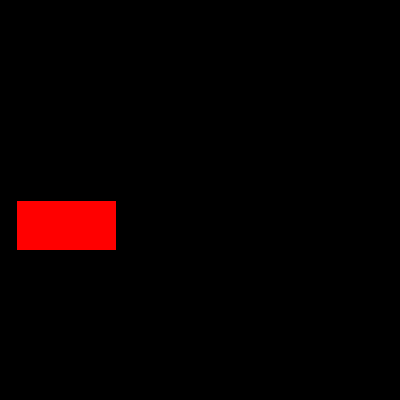
Frame 1 (no input)
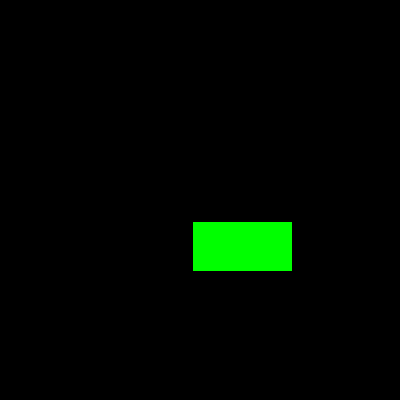
Frame 60 (the mouse pressed at the canvas centre just before this capture)
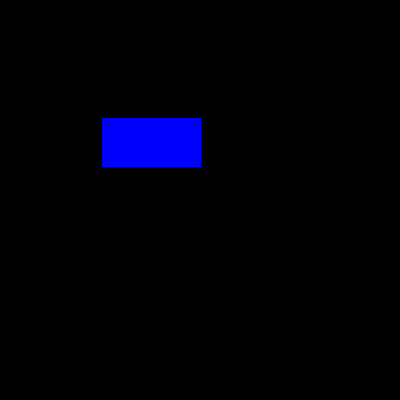
Frame 120 (the mouse held since frame 60 and released just before this capture)

The Processing sketch that drew these frames (run headless with seeded random() and noise(); from frame 60 on, the mouse is pressed at the canvas centre):

// Processing sketch: Cliquey_Clicker_Gamma_0_0_0__ICUD_
// ── Cliquey_Clicker_Gamma_0_0_0__ICUD_.pde
boolean start = false;
boolean[] smallupgrades = {false,false,false,false,false,false,false,false,false,false,false,false};
int[] micecoords = {500,500,500,500,500,500,500,500,500,500,500,500,500,500,500,500,500,500,500,500,500,500,500,500,500,500,500,500,500,500,500,500,500,500,500,500,500,500,500,500,500,500,500,500,500,500,500,500,500,500,500,500,500,500,500,500,500,500,500,500,500,500,500,500,500,500,500,500,500,500};
boolean done = false;
boolean achievements = false;
int scrolly = 0;
int achScroll = 0;
long winprice = 500000000;
boolean x = true;
boolean[] AchList = {false,false,false,false,false,false,false,false,false,false,false,false,false,false,false,false,false,false,false,false,false,false,false,false,false,false,false,false,false,false,false,false,false,false,false,false,false,false,false,false,false,false,false,false,false,false,false,false,false,false,false,false,false,false,false,false,false,false,false,false,false,false,false,false,false,false,false,false,false,false,false,false,false,false,false,false,false,false,false,false,false,false,false,false,false,false,false,false,false,false,false,false,false,false,false,false,false,false,false,false,false,false,false,false,false,false,false,false,false,false,false,false,false,false,false,false,false,false,false,false,false,false,false,false,false,false,false,false,false,false,false,false,false,false,false,false,false,false,false,false,false,false,false,false,false,false,false,false,false,false,false,false,false,false,false,false,false,false,false,false,false,false,false,false,false,false,false,false,false,false,false,false,false,false,false,false,false,false,false,false,false,false,false,false,false,false,false,false,false,false,false,false,false,false,false,false,false,false,false,false,false,false,false,false,false,false,false,false,false,false,false,false,false,false,false,false,false,false,false,false,false,false,false,false,false,false,false,false,false,false,false,false,false,false,false,false,false,false,false,false,false,false,false,false,false,false,false,false,false,false,false,false,false,false,false,false,false,false,false,false,false,false,false,false,false,false,false,false,false,false,false,false,false,false,false,false,false,false,false,false,false,false,false,false,false,false,false,false,false,false,false,false,false,false,false,false,false,false,false,false,false,false,false,false,false,false,false,false,false,false,false,false,false,false,false,false,false,false,false,false,false,false,false,false,false,false,false,false,false,false};
int[] Just_Recieved = {0,0};
String JRText = "";
long clix = 0;
long mice = 0;
int thing = 0;
long miceprice = 50;
long buttonprice = 300;
int buttons = 0;
long clickerprice = 1000;
int games = 0;
long machprice = 20000;
int machs = 0;
int farms = 0;
int animationPoint = 1;
long farmprice = 100000;
long factprice = 3000000;
int facts = 0;
long cmanprice = 50000000;
int cmen = 0;
long planetprice = 200000000;
long whiteholeprice = 1000000000;
long clonerprice = 500000000;
int planets = 0;
int whiteholes = 0;
int cloners = 0;
long pointerCPC = 1;
double miceCPS = 1;
double buttonCPS = 1;
double clickerCPS = 1;
double machCPS = 1;
double farmCPS = 1;
double factCPS = 1;
double cmanCPS = 1;
double planetCPS = 1;
double whiteholeCPS = 1;
double clonerCPS = 1;
long pointerUGprice = 50;
long miceUGprice = 500;
long buttonUGprice = 3000;
long clickerUGprice = 10000;
long machUGprice = 200000;
long farmUGprice = 1000000;
long factUGprice = 30000000;
long cmanUGprice = 500000000;
long planetUGprice = 2000000000;
long clonerUGprice = 500000000;
long whiteholeUGprice = 1000000000;
String CPS = "";
double CP;
long pointerUGLevel = 1;
int miceUGLevel = 1;
int buttonUGLevel = 1;
int clickerUGLevel = 1;
int machUGLevel = 1;
int farmUGLevel = 1;
int factUGLevel = 1;
int cmanUGLevel = 1;
int planetUGLevel = 1;
int whiteholeUGLevel = 1;
int clonerUGLevel = 1;
long gclix = 0;
int p = 0;
boolean won = false;
boolean mini = false;
boolean gold = false;
int style = 1;
int z = 0;
int w = 0;
int logten(double apple){
  w = 0;
  while(apple>10){
    apple/=10;
    w+=1;
  }
  return(w);
}
int numberofachcheck(){
  z = 0;
  for(int i=0;i<AchList.length; i++){
    if(AchList[i] == true){
      z+=1;
    }
  }
  return z;
}
void achcheck(){
  if(clix >= 1 && AchList[0] == false){
    JRText = "You Got 1 Clix!";
    Just_Recieved[0] = 1;
    Just_Recieved[1] = 1;
    AchList[0] = true;
  }
  else if(clix >= 10 && AchList[1] == false){
    JRText = "You Got 10 Clix!";
    Just_Recieved[0] = 1;
    Just_Recieved[1] = 2;
    AchList[1] = true;
  }
  else if(clix >= 100 && AchList[2] == false){
    JRText = "You Got 100 Clix!";
    Just_Recieved[0] = 1;
    Just_Recieved[1] = 3;
    AchList[2] = true;
  }
  else if(clix >= 1000 && AchList[3] == false){
    JRText = "You Got 1000 Clix!";
    Just_Recieved[0] = 1;
    Just_Recieved[1] = 4;
    AchList[3] = true;
  }
  else if(clix >= 10000 && AchList[4] == false){
    JRText = "You Got 10000 Clix!";
    Just_Recieved[0] = 1;
    Just_Recieved[1] = 5;
    AchList[4] = true;
  }
  else if(clix >= 100000 && AchList[5] == false){
    JRText = "You Got 100000 Clix!";
    Just_Recieved[0] = 1;
    Just_Recieved[1] = 6;
    AchList[5] = true;
  }
  else if(clix >= 500000 && AchList[6] == false){
    JRText = "You Got 500000 Clix!";
    Just_Recieved[0] = 1;
    Just_Recieved[1] = 7;
    AchList[6] = true;
  }
  else if(clix >= 1000000 && AchList[7] == false){
    JRText = "You Got 1000000 Clix!";
    Just_Recieved[0] = 1;
    Just_Recieved[1] = 8;
    AchList[7] = true;
  }
  else if(clix >= 5000000 && AchList[8] == false){
    JRText = "You Got 5000000 Clix!";
    Just_Recieved[0] = 1;
    Just_Recieved[1] = 9;
    AchList[8] = true;
  }
  else if(clix >= 10000000 && AchList[9] == false){
    JRText = "You Got 10000000 Clix!";
    Just_Recieved[0] = 1;
    Just_Recieved[1] = 10;
    AchList[9] = true;
  }
  else if(clix >= 50000000 && AchList[10] == false){
    JRText = "You Got 50000000 Clix!";
    Just_Recieved[0] = 1;
    Just_Recieved[1] = 11;
    AchList[10] = true;
  }
  else if(clix >= 100000000 && AchList[11] == false){
    JRText = "You Got 100000000 Clix!";
    Just_Recieved[0] = 1;
    Just_Recieved[1] = 12;
    AchList[11] = true;
  }
  else if(clix >= 500000000 && AchList[12] == false){
    JRText = "You Got 500000000 Clix!";
    Just_Recieved[0] = 1;
    Just_Recieved[1] = 13;
    AchList[12] = true;
  }
  else if(clix >= 1000000000 && AchList[13] == false){
    JRText = "You Got 1000000000 Clix!";
    Just_Recieved[0] = 1;
    Just_Recieved[1] = 14;
    AchList[13] = true;
  }
  else if(clix >= winprice/100 && AchList[14] == false){
    JRText = "You Got 5000000000 Clix!";
    Just_Recieved[0] = 1;
    Just_Recieved[1] = 15;
    AchList[14] = true;
  }
  else if(clix >= winprice/50 && AchList[15] == false){
    JRText = "You Got 10000000000 Clix!";
    Just_Recieved[0] = 1;
    Just_Recieved[1] = 16;
    AchList[15] = true;
  }
  else if(clix >= winprice/10 && AchList[16] == false){
    JRText = "You Got 50000000000 Clix!";
    Just_Recieved[0] = 1;
    Just_Recieved[1] = 17;
    AchList[16] = true;
  }
  else if(clix >= winprice/5 && AchList[17] == false){
    JRText = "You Got 100000000000 Clix!";
    Just_Recieved[0] = 1;
    Just_Recieved[1] = 18;
    AchList[17] = true;
  }
  else if(clix>=winprice && AchList[18] == false){
    JRText = "You Got 500000000000 Clix!";
    Just_Recieved[0] = 1;
    Just_Recieved[1] = 19;
    AchList[18] = true;
  }
  else if(pointerUGLevel >= 2 && AchList[19] == false){
    JRText = "You upgraded you cliquer to level 2!";
    Just_Recieved[0] = 1;
    Just_Recieved[1] = 20;
    AchList[19] = true;
  }
  else if(pointerUGLevel >= 5 && AchList[20] == false){
    JRText = "You upgraded you cliquer to level 5!";
    Just_Recieved[0] = 1;
    Just_Recieved[1] = 21;
    AchList[20] = true;
  }
  else if(pointerUGLevel >= 10 && AchList[21] == false){
    JRText = "You upgraded you cliquer to level 10!";
    Just_Recieved[0] = 1;
    Just_Recieved[1] = 22;
    AchList[21] = true;
  }
  else if(pointerUGLevel >= 20 && AchList[22] == false){
    JRText = "You upgraded you cliquer to level 20!";
    Just_Recieved[0] = 1;
    Just_Recieved[1] = 23;
    AchList[22] = true;
  }
  else if(pointerUGLevel >= 50 && AchList[23] == false){
    JRText = "You Got 100000 Clix!";
    Just_Recieved[0] = 1;
    Just_Recieved[1] = 24;
    AchList[23] = true;
  }
  else if(pointerUGLevel >= 100 && AchList[24] == false){
    JRText = "You Got 500000 Clix!";
    Just_Recieved[0] = 1;
    Just_Recieved[1] = 25;
    AchList[24] = true;
  }
  else if(mice >= 1 && AchList[25] == false){
    JRText = "You Got 1 Mouse!";
    Just_Recieved[0] = 1;
    Just_Recieved[1] = 26;
    AchList[25] = true;
  }
  else if(mice >= 2 && AchList[26] == false){
    JRText = "You Got 2 Mice!";
    Just_Recieved[0] = 1;
    Just_Recieved[1] = 27;
    AchList[26] = true;
  }
  else if(mice >= 3 && AchList[27] == false){
    JRText = "You Got 3 Mice!";
    Just_Recieved[0] = 1;
    Just_Recieved[1] = 28;
    AchList[27] = true;
  }
  else if(mice >= 5 && AchList[28] == false){
    JRText = "You Got 5 Mice!";
    Just_Recieved[0] = 1;
    Just_Recieved[1] = 29;
    AchList[28] = true;
  }
  else if(mice >= 10 && AchList[29] == false){
    JRText = "You Got 10 Mice!";
    Just_Recieved[0] = 1;
    Just_Recieved[1] = 30;
    AchList[29] = true;
  }
  else if(mice >= 20 && AchList[30] == false){
    JRText = "You Got 20 Mice!";
    Just_Recieved[0] = 1;
    Just_Recieved[1] = 31;
    AchList[30] = true;
  }
  else if(mice >= 50 && AchList[31] == false){
    JRText = "You Got 50 Mice!";
    Just_Recieved[0] = 1;
    Just_Recieved[1] = 32;
    AchList[31] = true;
  }
  else if(mice >= 100 && AchList[32] == false){
    JRText = "You Got 100 Mice!";
    Just_Recieved[0] = 1;
    Just_Recieved[1] = 31;
    AchList[32] = true;
  }
  else if(mice >= 200 && AchList[33] == false){
    JRText = "You Got 200 Mice!";
    Just_Recieved[0] = 1;
    Just_Recieved[1] = 32;
    AchList[33] = true;
  }
  else if(mice >= 500 && AchList[34] == false){
    JRText = "You Got 500 Mice!";
    Just_Recieved[0] = 1;
    Just_Recieved[1] = 33;
    AchList[34] = true;
  }
  else if(mice >= 1000 && AchList[35] == false){
    JRText = "You Got 1000 Mice!";
    Just_Recieved[0] = 1;
    Just_Recieved[1] = 34;
    AchList[35] = true;
  }
  else if(miceUGLevel >= 2 && AchList[36] == false){
    JRText = "You Upgraded Mice To Level 2!";
    Just_Recieved[0] = 1;
    Just_Recieved[1] = 33;
    AchList[36] = true;
  }
  else if(miceUGLevel >= 3 && AchList[37] == false){
    JRText = "You Upgraded Mice To Level 3!";
    Just_Recieved[0] = 1;
    Just_Recieved[1] = 33;
    AchList[37] = true;
  }
  else if(miceUGLevel >= 5 && AchList[38] == false){
    JRText = "You Upgraded Mice To Level 5!";
    Just_Recieved[0] = 1;
    Just_Recieved[1] = 33;
    AchList[38] = true;
  }
  else if(miceUGLevel >= 8 && AchList[39] == false){
    JRText = "You Upgraded Mice To Level 8!";
    Just_Recieved[0] = 1;
    Just_Recieved[1] = 33;
    AchList[39] = true;
  }
  else if(miceUGLevel >= 10 && AchList[40] == false){
    JRText = "You Upgraded Mice To Level 10!";
    Just_Recieved[0] = 1;
    Just_Recieved[1] = 33;
    AchList[40] = true;
  }
  else if(miceUGLevel >= 20 && AchList[41] == false){
    JRText = "You Upgraded Mice To Level 20!";
    Just_Recieved[0] = 1;
    Just_Recieved[1] = 33;
    AchList[41] = true;
  }
  else if(miceUGLevel >= 50 && AchList[42] == false){
    JRText = "You Upgraded Mice To Level 50!";
    Just_Recieved[0] = 1;
    Just_Recieved[1] = 33;
    AchList[42] = true;
  }
  else if(miceUGLevel >= 100 && AchList[43] == false){
    JRText = "You Upgraded Mice To Level 100!";
    Just_Recieved[0] = 1;
    Just_Recieved[1] = 33;
    AchList[43] = true;
  }
  else if(miceUGLevel >= 200 && AchList[44] == false){
    JRText = "You Upgraded Mice To Level 200!";
    Just_Recieved[0] = 1;
    Just_Recieved[1] = 33;
    AchList[44] = true;
  }
  else if(buttons >= 1 && AchList[45] == false){
    JRText = "You Got 1 Button!";
    Just_Recieved[0] = 1;
    Just_Recieved[1] = 35;
    AchList[45] = true;
  }
  else if(buttons >= 2 && AchList[46] == false){
    JRText = "You Got 2 Buttons!";
    Just_Recieved[0] = 1;
    Just_Recieved[1] = 36;
    AchList[46] = true;
  }
  else if(buttons >= 3 && AchList[47] == false){
    JRText = "You Got 3 Buttons!";
    Just_Recieved[0] = 1;
    Just_Recieved[1] = 35;
    AchList[47] = true;
  }
  else if(buttons >= 5 && AchList[48] == false){
    JRText = "You Got 5 Buttons!";
    Just_Recieved[0] = 1;
    Just_Recieved[1] = 38;
    AchList[48] = true;
  }
  else if(buttons >= 10 && AchList[49] == false){
    JRText = "You Got 10 Buttons!";
    Just_Recieved[0] = 1;
    Just_Recieved[1] = 39;
    AchList[49] = true;
  }
  else if(buttons >= 30 && AchList[50] == false){
    JRText = "You Got 30 Buttons!";
    Just_Recieved[0] = 1;
    Just_Recieved[1] = 40;
    AchList[50] = true;
  }
  else if(buttons >= 50 && AchList[51] == false){
    JRText = "You Got 50 Buttons!";
    Just_Recieved[0] = 1;
    Just_Recieved[1] = 41;
    AchList[51] = true;
  }
  else if(buttons >= 100 && AchList[52] == false){
    JRText = "You Got 100 Buttons!";
    Just_Recieved[0] = 1;
    Just_Recieved[1] = 42;
    AchList[52] = true;
  }
  else if(buttons >= 150 && AchList[53] == false){
    JRText = "You Got 150 Buttons!";
    Just_Recieved[0] = 1;
    Just_Recieved[1] = 43;
    AchList[53] = true;
  }
  else if(buttons >= 200 && AchList[54] == false){
    JRText = "You Got 200 Buttons!";
    Just_Recieved[0] = 1;
    Just_Recieved[1] = 45;
    AchList[54] = true;
  }
  else if(buttons >= 250 && AchList[55] == false){
    JRText = "You Got 250 Buttons!";
    Just_Recieved[0] = 1;
    Just_Recieved[1] = 45;
    AchList[55] = true;
  }
  else if(buttons >= 500 && AchList[56] == false){
    JRText = "You Got 500 Buttons!";
    Just_Recieved[0] = 1;
    Just_Recieved[1] = 46;
    AchList[56] = true;
  }
  else if(buttonUGLevel >= 2 && AchList[57] == false){
    JRText = "You Upgraded Buttons To Level 2!";
    Just_Recieved[0] = 1;
    Just_Recieved[1] = 46;
    AchList[57] = true;
  }
  else if(buttonUGLevel >= 3 && AchList[58] == false){
    JRText = "You Upgraded Buttons To Level 3!";
    Just_Recieved[0] = 1;
    Just_Recieved[1] = 46;
    AchList[58] = true;
  }
  else if(buttonUGLevel >= 4 && AchList[59] == false){
    JRText = "You Upgraded Buttons To Level 4!";
    Just_Recieved[0] = 1;
    Just_Recieved[1] = 46;
    AchList[59] = true;
  }
  else if(buttonUGLevel >= 5 && AchList[60] == false){
    JRText = "You Upgraded Buttons To Level 5!";
    Just_Recieved[0] = 1;
    Just_Recieved[1] = 46;
    AchList[60] = true;
  }
  else if(buttonUGLevel >= 6 && AchList[61] == false){
    JRText = "You Upgraded Buttons To Level 6!";
    Just_Recieved[0] = 1;
    Just_Recieved[1] = 46;
    AchList[61] = true;
  }
  else if(buttonUGLevel >= 8 && AchList[62] == false){
    JRText = "You Upgraded Buttons To Level 8!";
    Just_Recieved[0] = 1;
    Just_Recieved[1] = 46;
    AchList[62] = true;
  }
  else if(buttonUGLevel >= 10 && AchList[63] == false){
    JRText = "You Upgraded Buttons To Level 10!";
    Just_Recieved[0] = 1;
    Just_Recieved[1] = 46;
    AchList[63] = true;
  }
  else if(buttonUGLevel >= 20 && AchList[64] == false){
    JRText = "You Upgraded Buttons To Level 20!";
    Just_Recieved[0] = 1;
    Just_Recieved[1] = 46;
    AchList[64] = true;
  }
  else if(buttonUGLevel >= 40 && AchList[65] == false){
    JRText = "You Upgraded Buttons To Level 40!";
    Just_Recieved[0] = 1;
    Just_Recieved[1] = 46;
    AchList[65] = true;
  }
  else if(buttonUGLevel >= 50 && AchList[66] == false){
    JRText = "You Upgraded Buttons To Level 50!";
    Just_Recieved[0] = 1;
    Just_Recieved[1] = 46;
    AchList[66] = true;
  }
  else if(buttonUGLevel >= 75 && AchList[67] == false){
    JRText = "You Upgraded Buttons To Level 75!";
    Just_Recieved[0] = 1;
    Just_Recieved[1] = 46;
    AchList[67] = true;
  }
  else if(buttonUGLevel >= 100 && AchList[68] == false){
    JRText = "You Upgraded Buttons To Level 100!";
    Just_Recieved[0] = 1;
    Just_Recieved[1] = 46;
    AchList[68] = true;
  }
  else if(buttonUGLevel >= 125 && AchList[69] == false){
    JRText = "You Upgraded Buttons To Level 125!";
    Just_Recieved[0] = 1;
    Just_Recieved[1] = 46;
    AchList[69] = true;
  }
  else if(buttonUGLevel >= 150 && AchList[70] == false){
    JRText = "You Upgraded Buttons To Level 150!";
    Just_Recieved[0] = 1;
    Just_Recieved[1] = 46;
    AchList[70] = true;
  }
  else if(buttonUGLevel >= 175 && AchList[71] == false){
    JRText = "You Upgraded Buttons To Level 175!";
    Just_Recieved[0] = 1;
    Just_Recieved[1] = 46;
    AchList[71] = true;
  }
  else if(buttonUGLevel >= 200 && AchList[72] == false){
    JRText = "You Upgraded Buttons To Level 200!";
    Just_Recieved[0] = 1;
    Just_Recieved[1] = 46;
    AchList[72] = true;
  }
  else if(games >= 1 && AchList[73] == false){
    JRText = "You Have 1 Clicker Game!";
    Just_Recieved[0] = 1;
    Just_Recieved[1] = 46;
    AchList[73] = true;
  }
  else if(games >= 2 && AchList[74] == false){
    JRText = "You Have 2 Clicker Games!";
    Just_Recieved[0] = 1;
    Just_Recieved[1] = 46;
    AchList[74] = true;
  }
  else if(games >= 3 && AchList[75] == false){
    JRText = "You Have 3 Clicker Games!";
    Just_Recieved[0] = 1;
    Just_Recieved[1] = 46;
    AchList[75] = true;
  }
  else if(games >= 4 && AchList[76] == false){
    JRText = "You Have 4 Clicker Games!";
    Just_Recieved[0] = 1;
    Just_Recieved[1] = 46;
    AchList[76] = true;
  }
  else if(games >= 5 && AchList[77] == false){
    JRText = "You Have 5 Clicker Games!";
    Just_Recieved[0] = 1;
    Just_Recieved[1] = 46;
    AchList[77] = true;
  }
  else if(games >= 8 && AchList[78] == false){
    JRText = "You Have 8 Clicker Games!";
    Just_Recieved[0] = 1;
    Just_Recieved[1] = 46;
    AchList[78] = true;
  }
  else if(games >= 10 && AchList[79] == false){
    JRText = "You Have 10 Clicker Games!";
    Just_Recieved[0] = 1;
    Just_Recieved[1] = 46;
    AchList[79] = true;
  }
  else if(games >= 15 && AchList[80] == false){
    JRText = "You Have 15 Clicker Games!";
    Just_Recieved[0] = 1;
    Just_Recieved[1] = 46;
    AchList[80] = true;
  }
  else if(games >= 22 && AchList[81] == false){
    JRText = "You Have 22 Clicker Games!";
    Just_Recieved[0] = 1;
    Just_Recieved[1] = 46;
    AchList[81] = true;
  }
  else if(games >= 30 && AchList[82] == false){
    JRText = "You Have 30 Clicker Games!";
    Just_Recieved[0] = 1;
    Just_Recieved[1] = 46;
    AchList[82] = true;
  }
  else if(games >= 40 && AchList[83] == false){
    JRText = "You Have 40 Clicker Games!";
    Just_Recieved[0] = 1;
    Just_Recieved[1] = 46;
    AchList[83] = true;
  }
  else if(games >= 50 && AchList[84] == false){
    JRText = "You Have 50 Clicker Games!";
    Just_Recieved[0] = 1;
    Just_Recieved[1] = 46;
    AchList[84] = true;
  }
  else if(games >= 60 && AchList[85] == false){
    JRText = "You Have 60 Clicker Games!";
    Just_Recieved[0] = 1;
    Just_Recieved[1] = 46;
    AchList[85] = true;
  }
  else if(games >= 80 && AchList[86] == false){
    JRText = "You Have 80 Clicker Games!";
    Just_Recieved[0] = 1;
    Just_Recieved[1] = 46;
    AchList[86] = true;
  }
  else if(games >= 100 && AchList[87] == false){
    JRText = "You Have 100 Clicker Games!";
    Just_Recieved[0] = 1;
    Just_Recieved[1] = 46;
    AchList[87] = true;
  }
  else if(games >= 125 && AchList[88] == false){
    JRText = "You Have 125 Clicker Games!";
    Just_Recieved[0] = 1;
    Just_Recieved[1] = 46;
    AchList[88] = true;
  }
  else if(games >= 150 && AchList[89] == false){
    JRText = "You Have 150 Clicker Games!";
    Just_Recieved[0] = 1;
    Just_Recieved[1] = 46;
    AchList[89] = true;
  }
  else if(games >= 175 && AchList[90] == false){
    JRText = "You Have 175 Clicker Games!";
    Just_Recieved[0] = 1;
    Just_Recieved[1] = 46;
    AchList[90] = true;
  }
  else if(games >= 200 && AchList[91] == false){
    JRText = "You Have 200 Clicker Games!";
    Just_Recieved[0] = 1;
    Just_Recieved[1] = 46;
    AchList[91] = true;
  }
  else if(clickerUGLevel >= 2 && AchList[92] == false){
    JRText = "You Upgraded Clicker Games To Level 2!";
    Just_Recieved[0] = 1;
    Just_Recieved[1] = 46;
    AchList[92] = true;
  }
  else if(clickerUGLevel >= 3 && AchList[93] == false){
    JRText = "You Upgraded Clicker Games To Level 3!";
    Just_Recieved[0] = 1;
    Just_Recieved[1] = 46;
    AchList[93] = true;
  }
  else if(clickerUGLevel >= 4 && AchList[94] == false){
    JRText = "You Upgraded Clicker Games To Level 4!";
    Just_Recieved[0] = 1;
    Just_Recieved[1] = 46;
    AchList[94] = true;
  }
  else if(clickerUGLevel >= 5 && AchList[95] == false){
    JRText = "You Upgraded Clicker Games To Level 5!";
    Just_Recieved[0] = 1;
    Just_Recieved[1] = 46;
    AchList[95] = true;
  }
  else if(clickerUGLevel >= 8 && AchList[96] == false){
    JRText = "You Upgraded Clicker Games To Level 8!";
    Just_Recieved[0] = 1;
    Just_Recieved[1] = 46;
    AchList[96] = true;
  }
  else if(clickerUGLevel >= 10 && AchList[97] == false){
    JRText = "You Upgraded Clicker Games To Level 10!";
    Just_Recieved[0] = 1;
    Just_Recieved[1] = 46;
    AchList[97] = true;
  }
  else if(clickerUGLevel >= 15 && AchList[98] == false){
    JRText = "You Upgraded Clicker Games To Level 15!";
    Just_Recieved[0] = 1;
    Just_Recieved[1] = 46;
    AchList[98] = true;
  }
  else if(clickerUGLevel >= 20 && AchList[99] == false){
    JRText = "You Upgraded Clicker Games To Level 20!";
    Just_Recieved[0] = 1;
    Just_Recieved[1] = 46;
    AchList[99] = true;
  }
  else if(clickerUGLevel >= 30 && AchList[100] == false){
    JRText = "You Upgraded Clicker Games To Level 30!";
    Just_Recieved[0] = 1;
    Just_Recieved[1] = 46;
    AchList[100] = true;
  }
  else if(clickerUGLevel >= 50 && AchList[101] == false){
    JRText = "You Upgraded Clicker Games To Level 50!";
    Just_Recieved[0] = 1;
    Just_Recieved[1] = 46;
    AchList[101] = true;
  }
  else if(clickerUGLevel >= 60 && AchList[102] == false){
    JRText = "You Upgraded Clicker Games To Level 60!";
    Just_Recieved[0] = 1;
    Just_Recieved[1] = 46;
    AchList[102] = true;
  }
  else if(clickerUGLevel >= 85 && AchList[103] == false){
    JRText = "You Upgraded Clicker Games To Level 85!";
    Just_Recieved[0] = 1;
    Just_Recieved[1] = 46;
    AchList[103] = true;
  }
  else if(clickerUGLevel >= 110 && AchList[104] == false){
    JRText = "You Upgraded Clicker Games To Level 110!";
    Just_Recieved[0] = 1;
    Just_Recieved[1] = 46;
    AchList[104] = true;
  }
  else if(machs >= 1 && AchList[105] == false){
    JRText = "You Have 1 Machine!";
    Just_Recieved[0] = 1;
    Just_Recieved[1] = 46;
    AchList[105] = true;
  }
  else if(machs >= 2 && AchList[106] == false){
    JRText = "You Have 2 Machines!";
    Just_Recieved[0] = 1;
    Just_Recieved[1] = 46;
    AchList[106] = true;
  }
  else if(machs >= 3 && AchList[107] == false){
    JRText = "You Have 3 Machines!";
    Just_Recieved[0] = 1;
    Just_Recieved[1] = 46;
    AchList[107] = true;
  }
  else if(machs >= 4 && AchList[108] == false){
    JRText = "You Have 4 Machines!";
    Just_Recieved[0] = 1;
    Just_Recieved[1] = 46;
    AchList[108] = true;
  }
  else if(machs >= 5 && AchList[109] == false){
    JRText = "You Have 5 Machines!";
    Just_Recieved[0] = 1;
    Just_Recieved[1] = 46;
    AchList[109] = true;
  }
  else if(machs >= 6 && AchList[110] == false){
    JRText = "You Have 6 Machines!";
    Just_Recieved[0] = 1;
    Just_Recieved[1] = 46;
    AchList[110] = true;
  }
  else if(machs >= 7 && AchList[111] == false){
    JRText = "You Have 7 Machines!";
    Just_Recieved[0] = 1;
    Just_Recieved[1] = 46;
    AchList[111] = true;
  }
  else if(machs >= 8 && AchList[112] == false){
    JRText = "You Have 8 Machines!";
    Just_Recieved[0] = 1;
    Just_Recieved[1] = 46;
    AchList[112] = true;
  }
  else if(machs >= 10 && AchList[113] == false){
    JRText = "You Have 10 Machines!";
    Just_Recieved[0] = 1;
    Just_Recieved[1] = 46;
    AchList[113] = true;
  }
  else if(machs >= 15 && AchList[114] == false){
    JRText = "You Have 15 Machines!";
    Just_Recieved[0] = 1;
    Just_Recieved[1] = 46;
    AchList[114] = true;
  }
  else if(machs >= 25 && AchList[115] == false){
    JRText = "You Have 25 Machines!";
    Just_Recieved[0] = 1;
    Just_Recieved[1] = 46;
    AchList[115] = true;
  }
  else if(machs >= 50 && AchList[116] == false){
    JRText = "You Have 50 Machines!";
    Just_Recieved[0] = 1;
    Just_Recieved[1] = 46;
    AchList[116] = true;
  }
  else if(machs >= 80 && AchList[117] == false){
    JRText = "You Have 80 Machines!";
    Just_Recieved[0] = 1;
    Just_Recieved[1] = 46;
    AchList[117] = true;
  }
  else if(machs >= 120 && AchList[118] == false){
    JRText = "You Have 120 Machines!";
    Just_Recieved[0] = 1;
    Just_Recieved[1] = 46;
    AchList[118] = true;
  }
  else if(machs >= 170 && AchList[118] == false){
    JRText = "You Have 170 Machines!";
    Just_Recieved[0] = 1;
    Just_Recieved[1] = 46;
    AchList[118] = true;
  }
  else if(machs >= 240 && AchList[119] == false){
    JRText = "You Have 240 Machines!";
    Just_Recieved[0] = 1;
    Just_Recieved[1] = 46;
    AchList[119] = true;
  }
  else if(machs >= 300 && AchList[120] == false){
    JRText = "You Have 300 Machines!";
    Just_Recieved[0] = 1;
    Just_Recieved[1] = 46;
    AchList[120] = true;
  }
  else if(machUGLevel >= 2 && AchList[121] == false){
    JRText = "You Upgraded Machines To Level 2!";
    Just_Recieved[0] = 1;
    Just_Recieved[1] = 46;
    AchList[121] = true;
  }
  else if(machUGLevel >= 3 && AchList[122] == false){
    JRText = "You Upgraded Machines To Level 3!";
    Just_Recieved[0] = 1;
    Just_Recieved[1] = 46;
    AchList[122] = true;
  }
  else if(machUGLevel >= 4 && AchList[123] == false){
    JRText = "You Upgraded Machines To Level 4!";
    Just_Recieved[0] = 1;
    Just_Recieved[1] = 46;
    AchList[123] = true;
  }
  else if(machUGLevel >= 5 && AchList[124] == false){
    JRText = "You Upgraded Machines To Level 5!";
    Just_Recieved[0] = 1;
    Just_Recieved[1] = 46;
    AchList[124] = true;
  }
  else if(machUGLevel >= 6 && AchList[125] == false){
    JRText = "You Upgraded Machines To Level 6!";
    Just_Recieved[0] = 1;
    Just_Recieved[1] = 46;
    AchList[125] = true;
  }
  else if(machUGLevel >= 7 && AchList[126] == false){
    JRText = "You Upgraded Machines To Level 7!";
    Just_Recieved[0] = 1;
    Just_Recieved[1] = 46;
    AchList[126] = true;
  }
  else if(machUGLevel >= 8 && AchList[127] == false){
    JRText = "You Upgraded Machines To Level 8!";
    Just_Recieved[0] = 1;
    Just_Recieved[1] = 46;
    AchList[127] = true;
  }
  else if(machUGLevel >= 10 && AchList[128] == false){
    JRText = "You Upgraded Machines To Level 10!";
    Just_Recieved[0] = 1;
    Just_Recieved[1] = 46;
    AchList[128] = true;
  }
  else if(machUGLevel >= 15 && AchList[129] == false){
    JRText = "You Upgraded Machines To Level 15!";
    Just_Recieved[0] = 1;
    Just_Recieved[1] = 46;
    AchList[129] = true;
  }
  else if(machUGLevel >= 20 && AchList[130] == false){
    JRText = "You Upgraded Machines To Level 20!";
    Just_Recieved[0] = 1;
    Just_Recieved[1] = 46;
    AchList[130] = true;
  }
  else if(machUGLevel >= 30 && AchList[131] == false){
    JRText = "You Upgraded Machines To Level 30!";
    Just_Recieved[0] = 1;
    Just_Recieved[1] = 46;
    AchList[131] = true;
  }
  else if(machUGLevel >= 40 && AchList[132] == false){
    JRText = "You Upgraded Machines To Level 40!";
    Just_Recieved[0] = 1;
    Just_Recieved[1] = 46;
    AchList[132] = true;
  }
  else if(machUGLevel >= 50 && AchList[133] == false){
    JRText = "You Upgraded Machines To Level 50!";
    Just_Recieved[0] = 1;
    Just_Recieved[1] = 46;
    AchList[133] = true;
  }
  else if(machUGLevel >= 75 && AchList[134] == false){
    JRText = "You Upgraded Machines To Level 75!";
    Just_Recieved[0] = 1;
    Just_Recieved[1] = 46;
    AchList[134] = true;
  }
  else if(farms >= 1 && AchList[135] == false){
    JRText = "You Got 1 Farm!";
    Just_Recieved[0] = 1;
    Just_Recieved[1] = 46;
    AchList[135] = true;
  }
  else if(farms >= 2 && AchList[136] == false){
    JRText = "You Got 2 Farms!";
    Just_Recieved[0] = 1;
    Just_Recieved[1] = 46;
    AchList[136] = true;
  }
  else if(farms >= 3 && AchList[137] == false){
    JRText = "You Got 3 Farms!";
    Just_Recieved[0] = 1;
    Just_Recieved[1] = 46;
    AchList[137] = true;
  }
  else if(farms >= 4 && AchList[138] == false){
    JRText = "You Got 4 Farms!";
    Just_Recieved[0] = 1;
    Just_Recieved[1] = 46;
    AchList[138] = true;
  }
  else if(farms >= 5 && AchList[139] == false){
    JRText = "You Got 5 Farms!";
    Just_Recieved[0] = 1;
    Just_Recieved[1] = 46;
    AchList[139] = true;
  }
  else if(farms >= 6 && AchList[140] == false){
    JRText = "You Got 6 Farms!";
    Just_Recieved[0] = 1;
    Just_Recieved[1] = 46;
    AchList[140] = true;
  }
  else if(farms >= 7 && AchList[141] == false){
    JRText = "You Got 7 Farms!";
    Just_Recieved[0] = 1;
    Just_Recieved[1] = 46;
    AchList[141] = true;
  }
  else if(farms >= 8 & AchList[142] == false){
    JRText = "You Got 8 Farms!";
    Just_Recieved[0] = 1;
    Just_Recieved[1] = 46;
    AchList[142] = true;
  }
  else if(farms >= 9 && AchList[143] == false){
    JRText = "You Got 9 Farms!";
    Just_Recieved[0] = 1;
    Just_Recieved[1] = 46;
    AchList[143] = true;
  }
  else if(farms >= 10 && AchList[144] == false){
    JRText = "You Got 10 Farms!";
    Just_Recieved[0] = 1;
    Just_Recieved[1] = 46;
    AchList[144] = true;
  }
  else if(farms >= 12 && AchList[145] == false){
    JRText = "You Got 12 Farms!";
    Just_Recieved[0] = 1;
    Just_Recieved[1] = 46;
    AchList[145] = true;
  }
  else if(farms >= 15 && AchList[146] == false){
    JRText = "You Got 15 Farms!";
    Just_Recieved[0] = 1;
    Just_Recieved[1] = 46;
    AchList[146] = true;
  }
  else if(farms >= 20 && AchList[147] == false){
    JRText = "You Got 20 Farms!";
    Just_Recieved[0] = 1;
    Just_Recieved[1] = 46;
    AchList[147] = true;
  }
  else if(farms >= 30 && AchList[148] == false){
    JRText = "You Got 30 Farms!";
    Just_Recieved[0] = 1;
    Just_Recieved[1] = 46;
    AchList[148] = true;
  }
  else if(farms >= 50 && AchList[149] == false){
    JRText = "You Got 50 Farms!";
    Just_Recieved[0] = 1;
    Just_Recieved[1] = 46;
    AchList[149] = true;
  }
  else if(farms >= 70 & AchList[150] == false){
    JRText = "You Got 70 Farms!";
    Just_Recieved[0] = 1;
    Just_Recieved[1] = 46;
    AchList[150] = true;
  }
  else if(farms >= 100 && AchList[151] == false){
    JRText = "You Got 100 Farms!";
    Just_Recieved[0] = 1;
    Just_Recieved[1] = 46;
    AchList[151] = true;
  }
  else if(farms >= 150 && AchList[152] == false){
    JRText = "You Got 150 Farms!";
    Just_Recieved[0] = 1;
    Just_Recieved[1] = 46;
    AchList[152] = true;
  }
  else if(farms >= 220 & AchList[153] == false){
    JRText = "You Got 220 Farms!";
    Just_Recieved[0] = 1;
    Just_Recieved[1] = 46;
    AchList[153] = true;
  }
  else if(farmUGLevel >= 2 & AchList[154] == false){
    JRText = "You Upgraded Farms To Level 2!";
    Just_Recieved[0] = 1;
    Just_Recieved[1] = 46;
    AchList[154] = true;
  }
  else if(farmUGLevel >= 3 & AchList[155] == false){
    JRText = "You Upgraded Farms To Level 3!";
    Just_Recieved[0] = 1;
    Just_Recieved[1] = 46;
    AchList[155] = true;
  }
  else if(farmUGLevel >= 4 & AchList[156] == false){
    JRText = "You Upgraded Farms To Level 4!";
    Just_Recieved[0] = 1;
    Just_Recieved[1] = 46;
    AchList[156] = true;
  }
  else if(farmUGLevel >= 5 & AchList[157] == false){
    JRText = "You Upgraded Farms To Level 5!";
    Just_Recieved[0] = 1;
    Just_Recieved[1] = 46;
    AchList[157] = true;
  }
  else if(farmUGLevel >= 6 & AchList[158] == false){
    JRText = "You Upgraded Farms To Level 6!";
    Just_Recieved[0] = 1;
    Just_Recieved[1] = 46;
    AchList[158] = true;
  }
  else if(farmUGLevel >= 7 & AchList[159] == false){
    JRText = "You Upgraded Farms To Level 7!";
    Just_Recieved[0] = 1;
    Just_Recieved[1] = 46;
    AchList[159] = true;
  }
  else if(farmUGLevel >= 8 & AchList[160] == false){
    JRText = "You Upgraded Farms To Level 8!";
    Just_Recieved[0] = 1;
    Just_Recieved[1] = 46;
    AchList[160] = true;
  }
  else if(farmUGLevel >= 9 & AchList[161] == false){
    JRText = "You Upgraded Farms To Level 9!";
    Just_Recieved[0] = 1;
    Just_Recieved[1] = 46;
    AchList[161] = true;
  }
  else if(farmUGLevel >= 10 & AchList[162] == false){
    JRText = "You Upgraded Farms To Level 10!";
    Just_Recieved[0] = 1;
    Just_Recieved[1] = 46;
    AchList[162] = true;
  }
  else if(farmUGLevel >= 12 & AchList[163] == false){
    JRText = "You Upgraded Farms To Level 12!";
    Just_Recieved[0] = 1;
    Just_Recieved[1] = 46;
    AchList[163] = true;
  }
  else if(farmUGLevel >= 15 & AchList[164] == false){
    JRText = "You Upgraded Farms To Level 15!";
    Just_Recieved[0] = 1;
    Just_Recieved[1] = 46;
    AchList[164] = true;
  }
  else if(farmUGLevel >= 20 & AchList[165] == false){
    JRText = "You Upgraded Farms To Level 20!";
    Just_Recieved[0] = 1;
    Just_Recieved[1] = 46;
    AchList[165] = true;
  }
  else if(farmUGLevel >= 25 & AchList[166] == false){
    JRText = "You Upgraded Farms To Level 25!";
    Just_Recieved[0] = 1;
    Just_Recieved[1] = 46;
    AchList[166] = true;
  }
  else if(farmUGLevel >= 30 & AchList[167] == false){
    JRText = "You Upgraded Farms To Level 30!";
    Just_Recieved[0] = 1;
    Just_Recieved[1] = 46;
    AchList[167] = true;
  }
  else if(farmUGLevel >= 40 & AchList[168] == false){
    JRText = "You Upgraded Farms To Level 40!";
    Just_Recieved[0] = 1;
    Just_Recieved[1] = 46;
    AchList[168] = true;
  }
  else if(facts >= 1 & AchList[169] == false){
    JRText = "You Bought 1 Factory!";
    Just_Recieved[0] = 1;
    Just_Recieved[1] = 46;
    AchList[169] = true;
  }
  else if(facts >= 2 & AchList[170] == false){
    JRText = "You Bought 2 Factories!";
    Just_Recieved[0] = 1;
    Just_Recieved[1] = 46;
    AchList[170] = true;
  }
  else if(facts >= 3 & AchList[171] == false){
    JRText = "You Bought 3 Factories!";
    Just_Recieved[0] = 1;
    Just_Recieved[1] = 46;
    AchList[171] = true;
  }
  else if(facts >= 4 & AchList[172] == false){
    JRText = "You Bought 4 Factories!";
    Just_Recieved[0] = 1;
    Just_Recieved[1] = 46;
    AchList[172] = true;
  }
  else if(facts >= 5 & AchList[173] == false){
    JRText = "You Bought 5 Factories!";
    Just_Recieved[0] = 1;
    Just_Recieved[1] = 46;
    AchList[173] = true;
  }
  else if(facts >= 6 & AchList[174] == false){
    JRText = "You Bought 6 Factories!";
    Just_Recieved[0] = 1;
    Just_Recieved[1] = 46;
    AchList[174] = true;
  }
  else if(facts >= 7 & AchList[175] == false){
    JRText = "You Bought 7 Factories!";
    Just_Recieved[0] = 1;
    Just_Recieved[1] = 46;
    AchList[175] = true;
  }
  else if(facts >= 8 & AchList[176] == false){
    JRText = "You Bought 8 Factories!";
    Just_Recieved[0] = 1;
    Just_Recieved[1] = 46;
    AchList[176] = true;
  }
  else if(facts >= 9 & AchList[177] == false){
    JRText = "You Bought 9 Factories!";
    Just_Recieved[0] = 1;
    Just_Recieved[1] = 46;
    AchList[177] = true;
  }
  else if(facts >= 10 & AchList[178] == false){
    JRText = "You Bought 10 Factories!";
    Just_Recieved[0] = 1;
    Just_Recieved[1] = 46;
    AchList[178] = true;
  }
  else if(facts >= 12 & AchList[179] == false){
    JRText = "You Bought 12 Factories!";
    Just_Recieved[0] = 1;
    Just_Recieved[1] = 46;
    AchList[179] = true;
  }
  else if(facts >= 14 & AchList[180] == false){
    JRText = "You Bought 14 Factories!";
    Just_Recieved[0] = 1;
    Just_Recieved[1] = 46;
    AchList[180] = true;
  }
  else if(facts >= 16 & AchList[181] == false){
    JRText = "You Bought 16 Factories!";
    Just_Recieved[0] = 1;
    Just_Recieved[1] = 46;
    AchList[181] = true;
  }
  else if(facts >= 18 & AchList[182] == false){
    JRText = "You Bought 18 Factories!";
    Just_Recieved[0] = 1;
    Just_Recieved[1] = 46;
    AchList[182] = true;
  }
  else if(facts >= 20 & AchList[183] == false){
    JRText = "You Bought 20 Factories!";
    Just_Recieved[0] = 1;
    Just_Recieved[1] = 46;
    AchList[183] = true;
  }
  else if(facts >= 25 & AchList[184] == false){
    JRText = "You Bought 25 Factories!";
    Just_Recieved[0] = 1;
    Just_Recieved[1] = 46;
    AchList[184] = true;
  }
  else if(facts >= 35 & AchList[185] == false){
    JRText = "You Bought 35 Factories!";
    Just_Recieved[0] = 1;
    Just_Recieved[1] = 46;
    AchList[185] = true;
  }
  else if(facts >= 50 & AchList[186] == false){
    JRText = "You Bought 50 Factories!";
    Just_Recieved[0] = 1;
    Just_Recieved[1] = 46;
    AchList[186] = true;
  }
  else if(facts >= 70 & AchList[187] == false){
    JRText = "You Bought 70 Factories!";
    Just_Recieved[0] = 1;
    Just_Recieved[1] = 46;
    AchList[187] = true;
  }
  else if(facts >= 90 & AchList[188] == false){
    JRText = "You Bought 90 Factories!";
    Just_Recieved[0] = 1;
    Just_Recieved[1] = 46;
    AchList[188] = true;
  }
  else if(facts >= 125 & AchList[189] == false){
    JRText = "You Bought 125 Factories!";
    Just_Recieved[0] = 1;
    Just_Recieved[1] = 46;
    AchList[189] = true;
  }
  else if(factUGLevel >= 2 & AchList[190] == false){
    JRText = "You Upgraded Factories To Level 2!";
    Just_Recieved[0] = 1;
    Just_Recieved[1] = 46;
    AchList[190] = true;
  }
  else if(factUGLevel >= 3 & AchList[191] == false){
    JRText = "You Upgraded Factories To Level 3!";
    Just_Recieved[0] = 1;
    Just_Recieved[1] = 46;
    AchList[191] = true;
  }
  else if(factUGLevel >= 4 & AchList[192] == false){
    JRText = "You Upgraded Factories To Level 4!";
    Just_Recieved[0] = 1;
    Just_Recieved[1] = 46;
    AchList[192] = true;
  }
  else if(factUGLevel >= 5 & AchList[193] == false){
    JRText = "You Upgraded Factories To Level 5!";
    Just_Recieved[0] = 1;
    Just_Recieved[1] = 46;
    AchList[193] = true;
  }
  else if(factUGLevel >= 6 & AchList[194] == false){
    JRText = "You Upgraded Factories To Level 6!";
    Just_Recieved[0] = 1;
    Just_Recieved[1] = 46;
    AchList[194] = true;
  }
  else if(factUGLevel >= 7 & AchList[195] == false){
    JRText = "You Upgraded Factories To Level 7!";
    Just_Recieved[0] = 1;
    Just_Recieved[1] = 46;
    AchList[195] = true;
  }
  else if(factUGLevel >= 8 & AchList[196] == false){
    JRText = "You Upgraded Factories To Level 8!";
    Just_Recieved[0] = 1;
    Just_Recieved[1] = 46;
    AchList[196] = true;
  }
  else if(factUGLevel >= 9 & AchList[197] == false){
    JRText = "You Upgraded Factories To Level 9!";
    Just_Recieved[0] = 1;
    Just_Recieved[1] = 46;
    AchList[197] = true;
  }
  else if(factUGLevel >= 10 & AchList[198] == false){
    JRText = "You Upgraded Factories To Level 10!";
    Just_Recieved[0] = 1;
    Just_Recieved[1] = 46;
    AchList[198] = true;
  }
  else if(factUGLevel >= 11 & AchList[199] == false){
    JRText = "You Upgraded Factories To Level 11!";
    Just_Recieved[0] = 1;
    Just_Recieved[1] = 46;
    AchList[199] = true;
  }
  else if(factUGLevel >= 13 & AchList[200] == false){
    JRText = "You Upgraded Factories To Level 13!";
    Just_Recieved[0] = 1;
    Just_Recieved[1] = 46;
    AchList[200] = true;
  }
  else if(factUGLevel >= 15 & AchList[201] == false){
    JRText = "You Upgraded Factories To Level 15!";
    Just_Recieved[0] = 1;
    Just_Recieved[1] = 46;
    AchList[201] = true;
  }
  else if(factUGLevel >= 20 & AchList[202] == false){
    JRText = "You Upgraded Factories To Level 20!";
    Just_Recieved[0] = 1;
    Just_Recieved[1] = 46;
    AchList[202] = true;
  }
  else if(factUGLevel >= 25 & AchList[203] == false){
    JRText = "You Upgraded Factories To Level 25!";
    Just_Recieved[0] = 1;
    Just_Recieved[1] = 46;
    AchList[203] = true;
  }
  else if(cmen >= 1 & AchList[204] == false){
    JRText = "You Got 1 ClickerMan!";
    Just_Recieved[0] = 1;
    Just_Recieved[1] = 46;
    AchList[204] = true;
  }
  else if(cmen >= 2 & AchList[205] == false){
    JRText = "You Got 2 ClickerMen!";
    Just_Recieved[0] = 1;
    Just_Recieved[1] = 46;
    AchList[205] = true;
  }
  else if(cmen >= 3 & AchList[206] == false){
    JRText = "You Got 3 ClickerMen!";
    Just_Recieved[0] = 1;
    Just_Recieved[1] = 46;
    AchList[206] = true;
  }
  else if(cmen >= 4 & AchList[207] == false){
    JRText = "You Got 4 ClickerMen!";
    Just_Recieved[0] = 1;
    Just_Recieved[1] = 46;
    AchList[207] = true;
  }
  else if(cmen >= 5 & AchList[208] == false){
    JRText = "You Got 5 ClickerMen!";
    Just_Recieved[0] = 1;
    Just_Recieved[1] = 46;
    AchList[208] = true;
  }
  else if(cmen >= 6 & AchList[209] == false){
    JRText = "You Got 6 ClickerMen!";
    Just_Recieved[0] = 1;
    Just_Recieved[1] = 46;
    AchList[178] = true;
  }
  else if(cmen >= 7 & AchList[210] == false){
    JRText = "You Got 7 ClickerMen!";
    Just_Recieved[0] = 1;
    Just_Recieved[1] = 46;
    AchList[210] = true;
  }
  else if(cmen >= 8 & AchList[211] == false){
    JRText = "You Got 8 ClickerMen!";
    Just_Recieved[0] = 1;
    Just_Recieved[1] = 46;
    AchList[211] = true;
  }
  else if(cmen >= 9 & AchList[212] == false){
    JRText = "You Got 9 ClickerMen!";
    Just_Recieved[0] = 1;
    Just_Recieved[1] = 46;
    AchList[212] = true;
  }
  else if(cmen >= 10 & AchList[213] == false){
    JRText = "You Got 10 ClickerMen!";
    Just_Recieved[0] = 1;
    Just_Recieved[1] = 46;
    AchList[213] = true;
  }
  else if(cmen >= 12 & AchList[214] == false){
    JRText = "You Got 12 ClickerMen!";
    Just_Recieved[0] = 1;
    Just_Recieved[1] = 46;
    AchList[214] = true;
  }
  else if(cmen >= 14 & AchList[215] == false){
    JRText = "You Got 14 ClickerMen!";
    Just_Recieved[0] = 1;
    Just_Recieved[1] = 46;
    AchList[215] = true;
  }
  else if(cmen >= 16 & AchList[216] == false){
    JRText = "You Got 16 ClickerMen!";
    Just_Recieved[0] = 1;
    Just_Recieved[1] = 46;
    AchList[216] = true;
  }
  else if(cmen >=18 & AchList[217] == false){
    JRText = "You Got 18 ClickerMen!";
    Just_Recieved[0] = 1;
    Just_Recieved[1] = 46;
    AchList[217] = true;
  }
  else if(cmen >= 20 & AchList[218] == false){
    JRText = "You Got 20 ClickerMen!";
    Just_Recieved[0] = 1;
    Just_Recieved[1] = 46;
    AchList[218] = true;
  }
  else if(cmen >= 25 & AchList[219] == false){
    JRText = "You Got 25 ClickerMen!";
    Just_Recieved[0] = 1;
    Just_Recieved[1] = 46;
    AchList[219] = true;
  }
  else if(cmen >= 40 & AchList[220] == false){
    JRText = "You Got 40 ClickerMen!";
    Just_Recieved[0] = 1;
    Just_Recieved[1] = 46;
    AchList[220] = true;
  }
  else if(cmen >= 60 & AchList[221] == false){
    JRText = "You Got 60 ClickerMen!";
    Just_Recieved[0] = 1;
    Just_Recieved[1] = 46;
    AchList[221] = true;
  }
  else if(cmen >= 90 & AchList[222] == false){
    JRText = "You Got 90 ClickerMen!";
    Just_Recieved[0] = 1;
    Just_Recieved[1] = 46;
    AchList[222] = true;
  }
  else if(cmanUGLevel >= 2 & AchList[223] == false){
    JRText = "You Upgraded ClickerMen To Level 2!";
    Just_Recieved[0] = 1;
    Just_Recieved[1] = 46;
    AchList[223] = true;
  }
  else if(cmanUGLevel >= 3 & AchList[224] == false){
    JRText = "You Upgraded ClickerMen To Level 3!";
    Just_Recieved[0] = 1;
    Just_Recieved[1] = 46;
    AchList[224] = true;
  }
  else if(cmanUGLevel >= 4 & AchList[225] == false){
    JRText = "You Upgraded ClickerMen To Level 4!";
    Just_Recieved[0] = 1;
    Just_Recieved[1] = 46;
    AchList[225] = true;
  }
  else if(cmanUGLevel >= 5 & AchList[226] == false){
    JRText = "You Upgraded ClickerMen To Level 5!";
    Just_Recieved[0] = 1;
    Just_Recieved[1] = 46;
    AchList[226] = true;
  }
  else if(cmanUGLevel >= 6 & AchList[227] == false){
    JRText = "You Upgraded ClickerMen To Level 6!";
    Just_Recieved[0] = 1;
    Just_Recieved[1] = 46;
    AchList[227] = true;
  }
  else if(cmanUGLevel >= 7 & AchList[228] == false){
    JRText = "You Upgraded ClickerMen To Level 7!";
    Just_Recieved[0] = 1;
    Just_Recieved[1] = 46;
    AchList[228] = true;
  }
  else if(cmanUGLevel >= 8 & AchList[229] == false){
    JRText = "You Upgraded ClickerMen To Level 8!";
    Just_Recieved[0] = 1;
    Just_Recieved[1] = 46;
    AchList[229] = true;
  }
  else if(cmanUGLevel >= 9 & AchList[230] == false){
    JRText = "You Upgraded ClickerMen To Level 9!";
    Just_Recieved[0] = 1;
    Just_Recieved[1] = 46;
    AchList[230] = true;
  }
  else if(cmanUGLevel >= 10 & AchList[231] == false){
    JRText = "You Upgraded ClickerMen To Level 10!";
    Just_Recieved[0] = 1;
    Just_Recieved[1] = 46;
    AchList[231] = true;
  }
  else if(cmanUGLevel >= 11 & AchList[232] == false){
    JRText = "You Upgraded ClickerMen To Level 11!";
    Just_Recieved[0] = 1;
    Just_Recieved[1] = 46;
    AchList[232] = true;
  }
  else if(cmanUGLevel >= 12 & AchList[233] == false){
    JRText = "You Upgraded ClickerMen To Level 12!";
    Just_Recieved[0] = 1;
    Just_Recieved[1] = 46;
    AchList[233] = true;
  }
  else if(planets >= 1 & AchList[234] == false){
    JRText = "You Got 1 Planet!";
    Just_Recieved[0] = 1;
    Just_Recieved[1] = 46;
    AchList[234] = true;
  }
  else if(planets >= 2 & AchList[235] == false){
    JRText = "You Got 2 Planets!";
    Just_Recieved[0] = 1;
    Just_Recieved[1] = 46;
    AchList[235] = true;
  }
  else if(planets >= 3 & AchList[236] == false){
    JRText = "You Got 3 Planets!";
    Just_Recieved[0] = 1;
    Just_Recieved[1] = 46;
    AchList[236] = true;
  }
  else if(planets >= 4 & AchList[237] == false){
    JRText = "You Got 4 Planets!";
    Just_Recieved[0] = 1;
    Just_Recieved[1] = 46;
    AchList[237] = true;
  }
  else if(planets >= 5 & AchList[238] == false){
    JRText = "You Got 5 Planets!";
    Just_Recieved[0] = 1;
    Just_Recieved[1] = 46;
    AchList[238] = true;
  }
  else if(planets >= 6 & AchList[239] == false){
    JRText = "You Got 6 Planets!";
    Just_Recieved[0] = 1;
    Just_Recieved[1] = 46;
    AchList[239] = true;
  }
  else if(planets >= 7 & AchList[240] == false){
    JRText = "You Got 7 Planets!";
    Just_Recieved[0] = 1;
    Just_Recieved[1] = 46;
    AchList[240] = true;
  }
  else if(planets >= 8 & AchList[241] == false){
    JRText = "You Got 8 Planets!";
    Just_Recieved[0] = 1;
    Just_Recieved[1] = 46;
    AchList[241] = true;
  }
  else if(planets >= 9 & AchList[242] == false){
    JRText = "You Got 9 Planets!";
    Just_Recieved[0] = 1;
    Just_Recieved[1] = 46;
    AchList[242] = true;
  }
  else if(planets >= 10 & AchList[243] == false){
    JRText = "You Got 10 Planets!";
    Just_Recieved[0] = 1;
    Just_Recieved[1] = 46;
    AchList[243] = true;
  }
  else if(planets >= 11 & AchList[244] == false){
    JRText = "You Got 11 Planets!";
    Just_Recieved[0] = 1;
    Just_Recieved[1] = 46;
    AchList[244] = true;
  }
  else if(planets >= 12 & AchList[245] == false){
    JRText = "You Got 12 Planets!";
    Just_Recieved[0] = 1;
    Just_Recieved[1] = 46;
    AchList[245] = true;
  }
  else if(planets >= 13 & AchList[246] == false){
    JRText = "You Got 13 Planets!";
    Just_Recieved[0] = 1;
    Just_Recieved[1] = 46;
    AchList[246] = true;
  }
  else if(planets >= 15 & AchList[247] == false){
    JRText = "You Got 15 Planets!";
    Just_Recieved[0] = 1;
    Just_Recieved[1] = 46;
    AchList[247] = true;
  }
  else if(planets >= 18 & AchList[248] == false){
    JRText = "You Got 18 Planets!";
    Just_Recieved[0] = 1;
    Just_Recieved[1] = 46;
    AchList[248] = true;
  }
  else if(planets >= 23 & AchList[249] == false){
    JRText = "You Got 23 Planets!";
    Just_Recieved[0] = 1;
    Just_Recieved[1] = 46;
    AchList[249] = true;
  }
  else if(planets >= 30 & AchList[250] == false){
    JRText = "You Got 30 Planets!";
    Just_Recieved[0] = 1;
    Just_Recieved[1] = 46;
    AchList[250] = true;
  }
  else if(planets >= 40 & AchList[251] == false){
    JRText = "You Got 40 Planets!";
    Just_Recieved[0] = 1;
    Just_Recieved[1] = 46;
    AchList[251] = true;
  }
  else if(planets >= 50 & AchList[252] == false){
    JRText = "You Got 50 Planets!";
    Just_Recieved[0] = 1;
    Just_Recieved[1] = 46;
    AchList[252] = true;
  }
  else if(planetUGLevel >= 2 & AchList[253] == false){
    JRText = "You Upgraded Planets To Level 2!";
    Just_Recieved[0] = 1;
    Just_Recieved[1] = 46;
    AchList[253] = true;
  }
  else if(planetUGLevel >= 3 & AchList[254] == false){
    JRText = "You Upgraded Planets To Level 3!";
    Just_Recieved[0] = 1;
    Just_Recieved[1] = 46;
    AchList[254] = true;
  }
  else if(planetUGLevel >= 4 & AchList[255] == false){
    JRText = "You Upgraded Planets To Level 4!";
    Just_Recieved[0] = 1;
    Just_Recieved[1] = 46;
    AchList[255] = true;
  }
  else if(planetUGLevel >= 5 & AchList[256] == false){
    JRText = "You Upgraded Planets To Level 5!";
    Just_Recieved[0] = 1;
    Just_Recieved[1] = 46;
    AchList[256] = true;
  }
  else if(planetUGLevel >= 6 & AchList[257] == false){
    JRText = "You Upgraded Planets To Level 6!";
    Just_Recieved[0] = 1;
    Just_Recieved[1] = 46;
    AchList[257] = true;
  }
  else if(planetUGLevel >= 7 & AchList[258] == false){
    JRText = "You Upgraded Planets To Level 7!";
    Just_Recieved[0] = 1;
    Just_Recieved[1] = 46;
    AchList[258] = true;
  }
  else if(planetUGLevel >= 8 & AchList[259] == false){
    JRText = "You Upgraded Planets To Level 8!";
    Just_Recieved[0] = 1;
    Just_Recieved[1] = 46;
    AchList[259] = true;
  }
  else if(cloners >= 1 & AchList[260] == false){
    JRText = "You Got 1 Cloner!";
    Just_Recieved[0] = 1;
    Just_Recieved[1] = 46;
    AchList[260] = true;
  }
  else if(cloners >= 2 & AchList[261] == false){
    JRText = "You Got 2 Cloners!";
    Just_Recieved[0] = 1;
    Just_Recieved[1] = 46;
    AchList[261] = true;
  }
  else if(cloners >= 3 & AchList[262] == false){
    JRText = "You Got 3 Cloners!";
    Just_Recieved[0] = 1;
    Just_Recieved[1] = 46;
    AchList[262] = true;
  }
  else if(cloners >= 4 & AchList[263] == false){
    JRText = "You Got 4 Cloners!";
    Just_Recieved[0] = 1;
    Just_Recieved[1] = 46;
    AchList[263] = true;
  }
  else if(cloners >= 5 & AchList[264] == false){
    JRText = "You Got 5 Cloners!";
    Just_Recieved[0] = 1;
    Just_Recieved[1] = 46;
    AchList[264] = true;
  }
  else if(cloners >= 6 & AchList[265] == false){
    JRText = "You Got 6 Cloners!";
    Just_Recieved[0] = 1;
    Just_Recieved[1] = 46;
    AchList[265] = true;
  }
  else if(cloners >= 7 & AchList[266] == false){
    JRText = "You Got 7 Cloners!";
    Just_Recieved[0] = 1;
    Just_Recieved[1] = 46;
    AchList[266] = true;
  }
  else if(cloners >= 8 & AchList[267] == false){
    JRText = "You Got 8 Cloners!";
    Just_Recieved[0] = 1;
    Just_Recieved[1] = 46;
    AchList[267] = true;
  }else if(cloners >= 10 & AchList[268] == false){
    JRText = "You Got 10 Cloners!";
    Just_Recieved[0] = 1;
    Just_Recieved[1] = 46;
    AchList[268] = true;
  }
  else if(cloners >= 15 & AchList[269] == false){
    JRText = "You Got 15 Cloners!";
    Just_Recieved[0] = 1;
    Just_Recieved[1] = 46;
    AchList[269] = true;
  }
  else if(cloners >= 20 & AchList[270] == false){
    JRText = "You Got 20 Cloners!";
    Just_Recieved[0] = 1;
    Just_Recieved[1] = 46;
    AchList[270] = true;
  }
  else if(cloners >= 25 & AchList[271] == false){
    JRText = "You Got 25 Cloners!";
    Just_Recieved[0] = 1;
    Just_Recieved[1] = 46;
    AchList[271] = true;
  }
  else if(clonerUGLevel >= 2 & AchList[272] == false){
    JRText = "You Upgraded Cloners To Level 2!";
    Just_Recieved[0] = 1;
    Just_Recieved[1] = 46;
    AchList[272] = true;
  }
  else if(clonerUGLevel >= 3 & AchList[273] == false){
    JRText = "You Upgraded Cloners To Level 3!";
    Just_Recieved[0] = 1;
    Just_Recieved[1] = 46;
    AchList[273] = true;
  }
  else if(clonerUGLevel >= 4 & AchList[274] == false){
    JRText = "You Upgraded Cloners To Level 4!";
    Just_Recieved[0] = 1;
    Just_Recieved[1] = 46;
    AchList[274] = true;
  }
  else if(clonerUGLevel >= 5 & AchList[275] == false){
    JRText = "You Upgraded Cloners To Level 5!";
    Just_Recieved[0] = 1;
    Just_Recieved[1] = 46;
    AchList[275] = true;
  }
  else if(whiteholes >= 1 & AchList[276] == false){
    JRText = "You Got 1 White Hole!";
    Just_Recieved[0] = 1;
    Just_Recieved[1] = 46;
    AchList[276] = true;
  }
  else if(whiteholes >= 2 & AchList[277] == false){
    JRText = "You Got 2 White Holes!";
    Just_Recieved[0] = 1;
    Just_Recieved[1] = 46;
    AchList[277] = true;
  }
  else if(whiteholes >= 3 & AchList[278] == false){
    JRText = "You Got 3 White Holes!";
    Just_Recieved[0] = 1;
    Just_Recieved[1] = 46;
    AchList[278] = true;
  }
  else if(whiteholes >= 4 & AchList[279] == false){
    JRText = "You Got 4 White Holes!";
    Just_Recieved[0] = 1;
    Just_Recieved[1] = 46;
    AchList[279] = true;
  }
  else if(whiteholes >= 5 & AchList[280] == false){
    JRText = "You Got 5 White Holes!";
    Just_Recieved[0] = 1;
    Just_Recieved[1] = 46;
    AchList[280] = true;
  }
  else if(whiteholes >= 6 & AchList[281] == false){
    JRText = "You Got 6 White Holes!";
    Just_Recieved[0] = 1;
    Just_Recieved[1] = 46;
    AchList[281] = true;
  }
  else if(whiteholes >= 7 & AchList[282] == false){
    JRText = "You Got 7 White Holes!";
    Just_Recieved[0] = 1;
    Just_Recieved[1] = 46;
    AchList[282] = true;
  }
  else if(whiteholes >= 8 & AchList[283] == false){
    JRText = "You Got 8 White Holes!";
    Just_Recieved[0] = 1;
    Just_Recieved[1] = 46;
    AchList[283] = true;
  }
  else if(whiteholes >= 9 & AchList[284] == false){
    JRText = "You Got 9 White Holes!";
    Just_Recieved[0] = 1;
    Just_Recieved[1] = 46;
    AchList[284] = true;
  }
  else if(whiteholes >= 10 & AchList[285] == false){
    JRText = "You Got 10 White Holes!";
    Just_Recieved[0] = 1;
    Just_Recieved[1] = 46;
    AchList[285] = true;
  }
  else if(whiteholes >= 11 & AchList[286] == false){
    JRText = "You Got 11 White Holes!";
    Just_Recieved[0] = 1;
    Just_Recieved[1] = 46;
    AchList[286] = true;
  }
  else if(whiteholes >= 12 & AchList[287] == false){
    JRText = "You Got 12 White Holes!";
    Just_Recieved[0] = 1;
    Just_Recieved[1] = 46;
    AchList[287] = true;
  }
  else if(whiteholes >= 13 & AchList[288] == false){
    JRText = "You Got 13 White Holes!";
    Just_Recieved[0] = 1;
    Just_Recieved[1] = 46;
    AchList[288] = true;
  }
  else if(whiteholes >= 14 & AchList[289] == false){
    JRText = "You Got 14 White Holes!";
    Just_Recieved[0] = 1;
    Just_Recieved[1] = 46;
    AchList[289] = true;
  }
  else if(whiteholes >= 15 & AchList[290] == false){
    JRText = "You Got 15 White Holes!";
    Just_Recieved[0] = 1;
    Just_Recieved[1] = 46;
    AchList[290] = true;
  }
  else if(whiteholeUGLevel >= 2 & AchList[291] == false){
    JRText = "You Upgraded White Holes To Level 2!";
    Just_Recieved[0] = 1;
    Just_Recieved[1] = 46;
    AchList[291] = true;
  }
  else if(whiteholeUGLevel >= 3 & AchList[292] == false){
    JRText = "You Upgraded White Holes To Level 3!";
    Just_Recieved[0] = 1;
    Just_Recieved[1] = 46;
    AchList[292] = true;
  }
  else if(whiteholeUGLevel >= 4 & AchList[293] == false){
    JRText = "You Upgraded White Holes To Level 4!";
    Just_Recieved[0] = 1;
    Just_Recieved[1] = 46;
    AchList[293] = true;
  }
  else if(gclix >= 1 & AchList[294] == false){
    JRText = "You Got 1 Golden Clique!";
    Just_Recieved[0] = 1;
    Just_Recieved[1] = 46;
    AchList[294] = true;
  }
  else if(gclix >= 2 & AchList[295] == false){
    JRText = "You Got 2 Golden Cliques!";
    Just_Recieved[0] = 1;
    Just_Recieved[1] = 46;
    AchList[295] = true;
  }
  else if(gclix >= 3 & AchList[296] == false){
    JRText = "You Got 3 Golden Cliques!";
    Just_Recieved[0] = 1;
    Just_Recieved[1] = 46;
    AchList[296] = true;
  }
  else if(gclix >= 4 & AchList[297] == false){
    JRText = "You Got 4 Golden Cliques!";
    Just_Recieved[0] = 1;
    Just_Recieved[1] = 46;
    AchList[297] = true;
  }
  else if(gclix >= 5 & AchList[298] == false){
    JRText = "You Got 5 Golden Clique!";
    Just_Recieved[0] = 1;
    Just_Recieved[1] = 46;
    AchList[298] = true;
  }
  else if(gclix >= 10 & AchList[299] == false){
    JRText = "You Got 10 Golden Cliques!";
    Just_Recieved[0] = 1;
    Just_Recieved[1] = 46;
    AchList[299] = true;
  }
  else if(gclix >= 15 & AchList[300] == false){
    JRText = "You Got 15 Golden Cliques!";
    Just_Recieved[0] = 1;
    Just_Recieved[1] = 46;
    AchList[300] = true;
  }
  else if(gclix >= 20 & AchList[301] == false){
    JRText = "You Got 20 Golden Cliques!";
    Just_Recieved[0] = 1;
    Just_Recieved[1] = 46;
    AchList[301] = true;
  }
  else if(gclix >= 25 & AchList[302] == false){
    JRText = "You Got 25 Golden Cliques!";
    Just_Recieved[0] = 1;
    Just_Recieved[1] = 46;
    AchList[302] = true;
  }
  else if(gclix >= 35 & AchList[303] == false){
    JRText = "You Got 35 Golden Cliques!";
    Just_Recieved[0] = 1;
    Just_Recieved[1] = 46;
    AchList[303] = true;
  }
  else if(gclix >= 50 & AchList[304] == false){
    JRText = "You Got 50 Golden Cliques!";
    Just_Recieved[0] = 1;
    Just_Recieved[1] = 46;
    AchList[304] = true;
  }
  else if(gclix >= 200 & AchList[305] == false){
    JRText = "You Got 200 Golden Cliques!";
    Just_Recieved[0] = 1;
    Just_Recieved[1] = 46;
    AchList[305] = true;
  }
  else if(gclix >= 500 & AchList[306] == false){
    JRText = "You Got 500 Golden Clique!";
    Just_Recieved[0] = 1;
    Just_Recieved[1] = 46;
    AchList[306] = true;
  }
  else if(gclix >= 1000 & AchList[307] == false){
    JRText = "You Got 1000 Golden Cliques!";
    Just_Recieved[0] = 1;
    Just_Recieved[1] = 46;
    AchList[307] = true;
  }
  else if(gclix >= 5000 & AchList[308] == false){
    JRText = "You Got 5000 Golden Cliques!";
    Just_Recieved[0] = 1;
    Just_Recieved[1] = 46;
    AchList[308] = true;
  }
  else if(gclix >= 10000 & AchList[309] == false){
    JRText = "You Got 10000 Golden Cliques!";
    Just_Recieved[0] = 1;
    Just_Recieved[1] = 46;
    AchList[309] = true;
  }
  else if(gclix >= 50000 & AchList[310] == false){
    JRText = "You Got 50000 Golden Cliques!";
    Just_Recieved[0] = 1;
    Just_Recieved[1] = 46;
    AchList[310] = true;
  }
  else if(gclix >= 100000 & AchList[311] == false){
    JRText = "You Got 100000 Golden Clique!";
    Just_Recieved[0] = 1;
    Just_Recieved[1] = 46;
    AchList[311] = true;
  }
  else if(gclix >= 500000 & AchList[312] == false){
    JRText = "You Got 500000 Golden Cliques!";
    Just_Recieved[0] = 1;
    Just_Recieved[1] = 46;
    AchList[312] = true;
  }
  else if(gclix >= 1000000 & AchList[313] == false){
    JRText = "You Got 1000000 Golden Cliques!";
    Just_Recieved[0] = 1;
    Just_Recieved[1] = 46;
    AchList[313] = true;
  }
  else if(won == true & AchList[314] == false){
    JRText = "You Won The Game!";
    Just_Recieved[0] = 1;
    Just_Recieved[1] = 46;
    AchList[314] = true;
  }
  else if(mice >= 1 & buttons >= 1 & games >= 1 & machs >= 1 & farms >= 1 & facts >= 1 & cmen >= 1 & planets >= 1 & cloners >= 1 & whiteholes >= 1 & AchList[315] == false){
    JRText = "You Got 1 Of Everything!";
    Just_Recieved[0] = 1;
    Just_Recieved[1] = 46;
    AchList[315] = true;
  }
  else if(mice >= 5 & buttons >= 5 & games >= 5 & machs >= 5 & farms >= 5 & facts >= 5 & cmen >= 5 & planets >= 5 & cloners >= 5 & whiteholes >= 5 & AchList[316] == false){
    JRText = "You Got 5 Of Everything!";
    Just_Recieved[0] = 1;
    Just_Recieved[1] = 46;
    AchList[316] = true;
  }
  else if(mice >= 10 & buttons >= 10 & games >= 10 & machs >= 10 & farms >= 10 & facts >= 10 & cmen >= 10 & planets >= 10 & cloners >= 10 & whiteholes >= 10 & AchList[317] == false){
    JRText = "You Got 10 Of Everything!";
    Just_Recieved[0] = 1;
    Just_Recieved[1] = 46;
    AchList[317] = true;
  }
  else if(mice >= 20 & buttons >= 20 & games >= 20 & machs >= 20 & farms >= 20 & facts >= 20 & cmen >= 20 & planets >= 20 & cloners >= 20 & whiteholes >= 20 & AchList[318] == false){
    JRText = "You Got 20 Of Everything!";
    Just_Recieved[0] = 1;
    Just_Recieved[1] = 46;
    AchList[318] = true;
  }
  else if(mice >= 30 & buttons >= 30 & games >= 30 & machs >= 30 & farms >= 30 & facts >= 30 & cmen >= 30 & planets >= 30 & cloners >= 30 & whiteholes >= 30 & AchList[319] == false){
    JRText = "You Got 30 Of Everything!";
    Just_Recieved[0] = 1;
    Just_Recieved[1] = 46;
    AchList[319] = true;
  }
  else if(mice >= 40 & buttons >= 40 & games >= 40 & machs >= 40 & farms >= 40 & facts >= 40 & cmen >= 40 & planets >= 40 & cloners >= 40 & whiteholes >= 40 & AchList[320] == false){
    JRText = "You Got 40 Of Everything!";
    Just_Recieved[0] = 1;
    Just_Recieved[1] = 46;
    AchList[320] = true;
  }
  else if(mice >= 50 & buttons >= 50 & games >= 50 & machs >= 50 & farms >= 50 & facts >= 50 & cmen >= 50 & planets >= 50 & cloners >= 50 & whiteholes >= 50 & AchList[321] == false){
    JRText = "You Got 50 Of Everything!";
    Just_Recieved[0] = 1;
    Just_Recieved[1] = 46;
    AchList[321] = true;
  }
  else if(miceUGLevel >= 2 & buttonUGLevel >= 2 & clickerUGLevel >= 2 & machUGLevel >= 2 & farmUGLevel >= 2 & factUGLevel >= 2 & cmanUGLevel >= 2 & planetUGLevel >= 2 & clonerUGLevel >= 2 & whiteholeUGLevel >= 2 & AchList[322] == false){
    JRText = "You Ugraded Everything To Level 2!";
    Just_Recieved[0] = 1;
    Just_Recieved[1] = 46;
    AchList[322] = true;
  }
  else if(miceUGLevel >= 3 & buttonUGLevel >= 3 & clickerUGLevel >= 3 & machUGLevel >= 3 & farmUGLevel >= 3 & factUGLevel >= 3 & cmanUGLevel >= 3 & planetUGLevel >= 3 & clonerUGLevel >= 3 & whiteholeUGLevel >= 3 & AchList[323] == false){
    JRText = "You Ugraded Everything To Level 3!";
    Just_Recieved[0] = 1;
    Just_Recieved[1] = 46;
    AchList[323] = true;
  }
  else if(miceUGLevel >= 4 & buttonUGLevel >= 4 & clickerUGLevel >= 4 & machUGLevel >= 4 & farmUGLevel >= 4 & factUGLevel >= 4 & cmanUGLevel >= 4 & planetUGLevel >= 4 & clonerUGLevel >= 4 & whiteholeUGLevel >= 4 & AchList[324] == false){
    JRText = "You Ugraded Everything To Level 4!";
    Just_Recieved[0] = 1;
    Just_Recieved[1] = 46;
    AchList[324] = true;
  }
  else if(miceUGLevel >= 5 & buttonUGLevel >= 5 & clickerUGLevel >= 5 & machUGLevel >= 5 & farmUGLevel >= 5 & factUGLevel >= 5 & cmanUGLevel >= 5 & planetUGLevel >= 5 & clonerUGLevel >= 5 & whiteholeUGLevel >= 5 & AchList[325] == false){
    JRText = "You Ugraded Everything To Level 5!";
    Just_Recieved[0] = 1;
    Just_Recieved[1] = 46;
    AchList[325] = true;
  }
  else if(miceUGLevel >= 6 & buttonUGLevel >= 6 & clickerUGLevel >= 6 & machUGLevel >= 6 & farmUGLevel >= 6 & factUGLevel >= 6 & cmanUGLevel >= 6 & planetUGLevel >= 6 & clonerUGLevel >= 6 & whiteholeUGLevel >= 6 & AchList[326] == false){
    JRText = "You Ugraded Everything To Level 6!";
    Just_Recieved[0] = 1;
    Just_Recieved[1] = 46;
    AchList[326] = true;
  }
  else if(miceUGLevel >= 8 & buttonUGLevel >= 8 & clickerUGLevel >= 8 & machUGLevel >= 8 & farmUGLevel >= 8 & factUGLevel >= 8 & cmanUGLevel >= 8 & planetUGLevel >= 8 & clonerUGLevel >= 8 & whiteholeUGLevel >= 8 & AchList[327] == false){
    JRText = "You Ugraded Everything To Level 8!";
    Just_Recieved[0] = 1;
    Just_Recieved[1] = 46;
    AchList[327] = true;
  }
  else if(miceUGLevel >= 10 & buttonUGLevel >= 10 & clickerUGLevel >= 10 & machUGLevel >= 10 & farmUGLevel >= 10 & factUGLevel >= 10 & cmanUGLevel >= 10 & planetUGLevel >= 10 & clonerUGLevel >= 10 & whiteholeUGLevel >= 10 & AchList[328] == false){
    JRText = "You Ugraded Everything To Level 10!";
    Just_Recieved[0] = 1;
    Just_Recieved[1] = 46;
    AchList[328] = true;
  }
  else if(miceUGLevel >= 20 & buttonUGLevel >= 20 & clickerUGLevel >= 20 & machUGLevel >= 20 & farmUGLevel >= 20 & factUGLevel >= 20 & cmanUGLevel >= 20 & planetUGLevel >= 20 & clonerUGLevel >= 20 & whiteholeUGLevel >= 20 & AchList[329] == false){
    JRText = "You Ugraded Everything To Level 20!";
    Just_Recieved[0] = 1;
    Just_Recieved[1] = 46;
    AchList[329] = true;
  }
}
void setup() {
  whiteholeUGprice*=10;
  clonerUGprice*=10;
  winprice*=1000;
  frameRate(50);
  size(400, 400);
}
void draw() {
  achcheck();
  if(start == false){
  if(animationPoint < 200){
    animationPoint+=1;
  }
  background(0);
  if(animationPoint>150){
  textSize((animationPoint-149)/2);
  text("Cliquey Clicker!",200-((animationPoint-150)*1.8), (animationPoint-150)*4);
  text("Press Space To Start!",200-((animationPoint-150)*2), (animationPoint-150)*4+40);
  }
  else if(animationPoint<=40){
  fill(255,0,0);  
  rect(animationPoint*8,200,100,50);
  }
  else if(animationPoint<=80){
  fill(0,255,0);
  rect(360-(animationPoint-40)*8,200+(animationPoint-40),100,50);
  }
  else{
    fill(0,0,255);
    rect(40+(animationPoint-80)*1.5,240-(animationPoint-80)*3,100,50);
  }
  }
  else if(start == true){
    if(keyPressed){
      if(key == 'w' && scrolly>-149){
        scrolly-=3;
      }
      else if(key == 's' && scrolly<-1){
        scrolly+=3;
      }
    }
    if(won == false){
    if(achievements == false){
    thing+=1;
    if(style == 1){
    background(255, 0, 0);
    for (int i = 1; i < micecoords.length/2; i++){
    fill(0);
    stroke(255,255,255);
    rect(194+micecoords[2*i-1], 150+micecoords[2*i], 12, 12);
    triangle(185+micecoords[2*i-1], 150+micecoords[2*i], 215+micecoords[2*i-1], 150+micecoords[2*i], 200+micecoords[2*i-1], 130+micecoords[2*i]);
    noStroke();
    rect(195+micecoords[2*i-1], 149+micecoords[2*i], 11, 3);
    micecoords[2*i]+=2;
    }
    if(x == true){
    stroke(255);
    fill(0);
    rect(185, 150, 30, 30);
    triangle(150, 150, 250, 150, 200, 50);
    noStroke();
    rect(185, 121, 30, 30);
    }else if(x == false){
    stroke(255);
    fill(0);
    rect(188, 150, 24, 24);
    triangle(165, 150, 235, 150, 200, 70);
    noStroke();
    rect(188, 121, 24, 30);
    }
    if(clix<1000000){
    text("Clix: "+clix,50,50);
    }
    else{
      text("Clix: "+String.format("%4f",clix/pow(10,floor(logten(clix))))+"x10^"+floor(logten(clix)), 50, 50);
    }
    CP = ((mice*(miceCPS)) + (buttons*5*(buttonCPS)) + (games*10*(clickerCPS)) + (machs * 50*(machCPS)) + (farms*200*(farmCPS)) + (facts*1000*(factCPS)) + (cmen*50000*(cmanCPS)) + (planets*200000*(planetCPS)) + (cloners*1000000*(clonerCPS)) + (whiteholes*5000000*(whiteholeCPS)))*((numberofachcheck()+100.0)/100.0);
    CPS = String.format("%.2f",CP);
    if(CP < 1000000){
    text("CPS: "+CPS, 50, 70);
    }
    else{
      text("CPS: "+String.format("%4f",CP/pow(10,floor(logten(CP))))+"x10^"+floor(logten(CP)), 50, 70);
    }
    text("Times "+String.format("%.2f",((numberofachcheck()+100.0)/100.0))+" boost",50,90);
    fill(0,0,255);
    if(smallupgrades[0] == false){
    rect(300,00+scrolly,100,50);
    }
    else{
      rect(310,5+scrolly,80,40);
    }
    fill(0,255,0);
    if(smallupgrades[1] == false){
    rect(300,50+scrolly,100,50);
    }
    else{
      rect(310,55+scrolly,80,40);
    }
    fill(0,255,255);
    if(smallupgrades[2] == false){
    rect(300,100+scrolly,100,50);
    }
    else{
      rect(310,105+scrolly,80,40);
    }
    fill(255,0,255);
    if(smallupgrades[3] == false){
    rect(300,150+scrolly,100,50);
    }
    else{
      rect(310,155+scrolly,80,40);
    }
    fill(255,255,0);
    if(smallupgrades[4] == false){
    rect(300,200+scrolly,100,50);
    }
    else{
      rect(310,205+scrolly,80,40);
    }
    fill(255,255,255);
    if(smallupgrades[5] == false){
    rect(300,250+scrolly,100,50);
    }
    else{
      rect(310,255+scrolly,80,40);
    }
    fill(255,150,0);
    if(smallupgrades[6] == false){
    rect(300,300+scrolly,100,50);
    }
    else{
      rect(310,305+scrolly,80,40);
    }
    fill(0);
    if(smallupgrades[7] == false){
    rect(300,350+scrolly,100,50);
    }
    else{
      rect(310,355+scrolly,80,40);
    }
    fill(255,255,255);
    if(smallupgrades[8] == false){
    rect(300,400+scrolly,100,50);
    }
    else{
      rect(310,405+scrolly,80,40);
    }
    fill(100,100,100);
    if(smallupgrades[9] == false){
    rect(300,450+scrolly,100,50);
    }
    else{
      rect(310,455+scrolly,80,40);
    }
    fill(50,255,150);
    if(smallupgrades[10] == false){
    rect(300,500+scrolly,100,50);
    }
    else{
      rect(310,505+scrolly,80,40);
    }
    fill(0);
    if(smallupgrades[11] == false){
    rect(300,550+scrolly,100,50);
    }
    else{
      rect(310,555+scrolly,80,40);
    }
    }
    else if(style == 2){
      background(100, 100, 100);
      for (int i = 1; i < micecoords.length/2; i++){
        fill(0);
    stroke(255,255,255);
    rect(194+micecoords[2*i-1], 150+micecoords[2*i], 12, 12);
    triangle(185+micecoords[2*i-1], 150+micecoords[2*i], 215+micecoords[2*i-1], 150+micecoords[2*i], 200+micecoords[2*i-1], 130+micecoords[2*i]);
    noStroke();
    rect(195+micecoords[2*i-1], 149+micecoords[2*i], 11, 3);
    micecoords[2*i]+=1;
    }
    if(x == true){
    stroke(255);
    fill(0);
    rect(185, 150, 30, 30);
    triangle(150, 150, 250, 150, 200, 50);
    noStroke();
    rect(185, 121, 30, 30);
    }else if(x == false){
    stroke(255);
    fill(0);
    rect(188, 150, 24, 24);
    triangle(165, 150, 235, 150, 200, 70);
    noStroke();
    rect(188, 121, 24, 30);
    }
    fill(255);
    if(clix<1000000){
    text("Clix: "+clix,50,50);
    }
    else{
      text("Clix: "+String.format("%4f",clix/pow(10,floor(logten(clix))))+"x10^"+floor(logten(clix)), 50, 50);
    }
    CP = ((mice*(miceCPS)) + (buttons*5*(buttonCPS)) + (games*10*(clickerCPS)) + (machs * 50*(machCPS)) + (farms*200*(farmCPS)) + (facts*1000*(factCPS)) + (cmen*50000*(cmanCPS)) + (planets*200000*(planetCPS)) + (cloners*1000000*(clonerCPS)) + (whiteholes*5000000*(whiteholeCPS)))*((numberofachcheck()+100.0)/100.0);
    CPS = String.format("%.2f",CP);
    if(CP < 1000000){
    text("CPS: "+CPS, 50, 70);
    }
    if(CP > 1000000){
      text("CPS: "+String.format("%4f",CP/pow(10,floor(logten(CP))))+"x10^"+floor(logten(CP)), 50, 70);
    }
    text("Times "+String.format("%.2f",((numberofachcheck()+100.0)/100.0))+" boost",50,90);
    fill(0,255,0);
    stroke(255,255,255);
    if(smallupgrades[0] == false){
    rect(300,scrolly,100,50);
    }
    else{
      rect(310,5+scrolly,80,40);
    }
    if(smallupgrades[1] == false){
    rect(300,50+scrolly,100,50);
    }
    else{
      rect(310,55+scrolly,80,40);
    }
    if(smallupgrades[2] == false){
    rect(300,100+scrolly,100,50);
    }
    else{
      rect(310,105+scrolly,80,40);
    }
    if(smallupgrades[3] == false){
    rect(300,150+scrolly,100,50);
    }
    else{
      rect(310,155+scrolly,80,40);
    }
    if(smallupgrades[4] == false){
    rect(300,200+scrolly,100,50);
    }
    else{
      rect(310,205+scrolly,80,40);
    }
    if(smallupgrades[5] == false){
    rect(300,250+scrolly,100,50);
    }
    else{
      rect(310,255+scrolly,80,40);
    }
    if(smallupgrades[6] == false){
    rect(300,300+scrolly,100,50);
    }
    else{
      rect(310,305+scrolly,80,40);
    }
    if(smallupgrades[7] == false){
    rect(300,350+scrolly,100,50);
    }
    else{
      rect(310,355+scrolly,80,40);
    }
    if(smallupgrades[8] == false){
    rect(300,400+scrolly,100,50);
    }
    else{
      rect(310,405+scrolly,80,40);
    }
    if(smallupgrades[9] == false){
    rect(300,450+scrolly,100,50);
    }
    else{
      rect(310,455+scrolly,80,40);
    }
    if(smallupgrades[10] == false){
    rect(300,500+scrolly,100,50);
    }
    else{
      rect(310,505+scrolly,80,40);
    }
    
    rect(0,175,100,50);
    fill(0);
    }
    if(thing == 50){
    clix+=mice*miceCPS*((numberofachcheck()+100.0)/100.0);
    thing = 0;
    }
    if(thing == 0 || thing == 10 || thing == 20 || thing == 30 || thing == 40){
      clix+=buttons*buttonCPS*((numberofachcheck()+100.0)/100.0);
    }
    if(thing == 0 || thing == 5 || thing == 10 || thing == 15 || thing == 20 || thing == 25 || thing == 30 || thing == 35 || thing == 40 || thing == 45){
      clix+=games*clickerCPS*((numberofachcheck()+100.0)/100.0);
    }
    clix+=machs*machCPS*((numberofachcheck()+100.0)/100.0);
    clix+=(farms*4*farmCPS*((numberofachcheck()+100.0)/100.0));
    clix+=(facts*20*factCPS*((numberofachcheck()+100.0)/100.0));
    clix+=(cmen*100*cmanCPS*((numberofachcheck()+100.0)/100.0));
    clix+=(planetCPS*4000*planets*((numberofachcheck()+100.0)/100.0));
    clix+=(clonerCPS*20000*cloners*((numberofachcheck()+100.0)/100.0));
    clix+=(whiteholeCPS*100000*whiteholes*((numberofachcheck()+100.0)/100.0));
    fill(0);
    
    text("Buy A Mouse ", 305, 20+scrolly);
    text("Buy A Button ", 305, 70+scrolly);
    text("Buy A Clicker", 305, 120+scrolly);
    text("Game",305,140+scrolly);
    text("Buy A Machine  ", 305, 170+scrolly);
    text("Buy A Farm  ", 305, 220+scrolly);
    text("Buy A Factory  ", 305, 270+scrolly);
    text("Buy A", 305, 320+scrolly);
    text("ClickerMan",305,340+scrolly);
    stroke(255);
    fill(0);
    
    if(style == 1){
    fill(255);
    }
    text("Buy A Planet",305,370+scrolly);
    fill(0);
    text("Buy A Cloner",305,420+scrolly);
    if(style == 1){
    fill(255);
    }
    text("Buy A White",305,470+scrolly);
    text("Hole",305,490+scrolly);
    fill(0);
    text("Win The Game  ", 305, 520+scrolly);
    if(style == 1){
      fill(255);
    }
    text("Achievements",10,205);
    }else{
      background(205, 100, 0);
    if(x == true){
    stroke(255);
    fill(0);
    rect(185, 150, 30, 30);
    triangle(150, 150, 250, 150, 200, 50);
    noStroke();
    rect(185, 121, 30, 30);
    }else if(x == false){
    stroke(255);
    fill(0);
    rect(188, 150, 24, 24);
    triangle(165, 150, 235, 150, 200, 70);
    noStroke();
    rect(188, 121, 24, 30);
    }
    fill(0);
    if(clix<1000000){
    text("Clix: "+clix,50,50);
    }
    else{
      
    }
    CP = ((mice*(miceCPS)) + (buttons*5*(buttonCPS)) + (games*10*(clickerCPS)) + (machs * 50*(machCPS)) + (farms*200*(farmCPS)) + (facts*1000*(factCPS)) + (cmen*50000*(cmanCPS)) + (planets*200000*(planetCPS)) + (cloners*1000000*(clonerCPS)) + (whiteholes*5000000*(whiteholeCPS)))*((numberofachcheck()+100)/100);
    CPS = String.format("%.2f",CP);
    text("CPS: "+CPS, 50, 70);
    fill(0,0,105);
    stroke(0,140,0);
    rect(300,00,100,50);
    rect(300,50,100,50);
    rect(300,100,100,50);
    rect(300,150,100,50);
    rect(300,200,100,50);
    rect(300,250,100,50);
    rect(300,300,100,50);
    rect(300,350,100,50);
    fill(0);
    }
    if(Just_Recieved[0] == 1){
      noStroke();
      textSize(10);
      if(style == 1){
      fill(100,0,255);
      }else{
        noStroke();
        fill(100,255,100);
      }
      animationPoint+=1;
      if(animationPoint < 50){
        rect(400-(animationPoint*6),0,200,50);
        fill(0);
        text(JRText,410-(animationPoint*6),20);
      }
      else if(animationPoint < 100){
        rect(100,0,200,50);
        fill(0);
        text(JRText,110,20);
      }
      else if(animationPoint < 200){
        rect(100-((animationPoint-100)*6),0,200,50);
        fill(0);
        text(JRText,110-((animationPoint-100)*6),20);
      }
      else{
        Just_Recieved[0] = 0;
        animationPoint = 0;
      }
    }
    if(mouseX>300){
      text("Click to buy!",20,260);
      if(mouseY<500+scrolly){
      text("Press 'u' to upgrade!",20,280);
      }
      if(mouseY<50+scrolly){
        if(miceprice < 1000000){
        text("Costs "+miceprice+" clix.",20, 300);
        }
        else{
          text("Costs "+String.format("%4f",miceprice/pow(10,floor(logten(miceprice))))+"x10^"+floor(logten(miceprice))+" clix.",20, 300);
        }
        text("You have "+mice+" mice",20,320);
        if(miceCPS < 1000000){
        text("+"+String.format("%.2f",miceCPS)+" CPS per mouse",20,340);
        }
        else{
          text("+"+String.format("%4f",miceCPS/pow(10,floor(logten(miceCPS))))+"x10^"+floor(logten(miceCPS))+" CPS per mouse",20,340);
        }
        if(miceUGprice < 1000000){
        text("Costs "+miceUGprice+" clix to upgrade to level "+(miceUGLevel+1),20, 360);
        }
        else{
          text("Costs "+String.format("%4f",miceUGprice/pow(10,floor(logten(miceUGprice))))+"x10^"+floor(logten(miceUGprice))+" clix to upgrade to level "+(miceUGLevel+1),20, 360);
        }
      }
      else if(mouseY<100+scrolly){
         if(buttonprice < 1000000){
        text("Costs "+buttonprice+" clix.",20, 300);
        }
        else{
          text("Costs "+String.format("%4f",buttonprice/pow(10,floor(logten(buttonprice))))+"x10^"+floor(logten(buttonprice))+" clix.",20, 300);
        }
        text("You have "+buttons+" buttons",20,320);
        if(buttonCPS < 1000000){
        text("+"+String.format("%.2f",buttonCPS)+" CPS per button",20,340);
        }
        else{
          text("+"+String.format("%4f",buttonCPS/pow(10,floor(logten(buttonCPS))))+"x10^"+floor(logten(buttonCPS))+" CPS per button",20,340);
        }
        if(miceUGprice < 1000000){
        text("Costs "+buttonUGprice+" clix to upgrade to level "+(buttonUGLevel+1),20, 360);
        }
        else{
          text("Costs "+String.format("%4f",buttonUGprice/pow(10,floor(logten(buttonUGprice))))+"x10^"+floor(logten(buttonUGprice))+" clix to upgrade to level "+(buttonUGLevel+1),20, 360);
        }
      }
      else if(mouseY<150+scrolly){
        if(clickerprice < 1000000){
        text("Costs "+clickerprice+" clix.",20, 300);
        }
        else{
          text("Costs "+String.format("%4f",clickerprice/pow(10,floor(logten(clickerprice))))+"x10^"+floor(logten(clickerprice))+" clix.",20, 300);
        }
        text("You have "+games+" clicker games",20,320);
        if(clickerCPS < 1000000){
        text("+"+String.format("%.2f",clickerCPS)+" CPS per clicker game",20,340);
        }
        else{
          text("+"+String.format("%4f",clickerCPS/pow(10,floor(logten(clickerCPS))))+"x10^"+floor(logten(clickerCPS))+" CPS per clicker game",20,340);
        }
        if(clickerUGprice < 1000000){
        text("Costs "+clickerUGprice+" clix to upgrade to level "+(clickerUGLevel+1),20, 360);
        }
        else{
          text("Costs "+String.format("%4f",clickerUGprice/pow(10,floor(logten(clickerUGprice))))+"x10^"+floor(logten(clickerUGprice))+" clix to upgrade to level "+(clickerUGLevel+1),20, 360);
        }
      }
      else if(mouseY<200+scrolly){
        if(machprice < 1000000){
        text("Costs "+machprice+" clix.",20, 300);
        }
        else{
          text("Costs "+String.format("%4f",machprice/pow(10,floor(logten(machprice))))+"x10^"+floor(logten(machprice))+" clix.",20, 300);
        }
        text("You have "+machs+" machines",20,320);
        if(machCPS < 1000000){
        text("+"+String.format("%.2f",machCPS)+" CPS per machine",20,340);
        }
        else{
          text("+"+String.format("%4f",machCPS/pow(10,floor(logten(machCPS))))+"x10^"+floor(logten(machCPS))+" CPS per machine",20,340);
        }
        if(machUGprice < 1000000){
        text("Costs "+machUGprice+" clix to upgrade to level "+(machUGLevel+1),20, 360);
        }
        else{
          text("Costs "+String.format("%4f",machUGprice/pow(10,floor(logten(machUGprice))))+"x10^"+floor(logten(machUGprice))+" clix to upgrade to level "+(machUGLevel+1),20, 360);
        }
      }
      else if(mouseY<250+scrolly){
        if(farmprice < 1000000){
        text("Costs "+farmprice+" clix.",20, 300);
        }
        else{
          text("Costs "+String.format("%4f",farmprice/pow(10,floor(logten(farmprice))))+"x10^"+floor(logten(farmprice))+" clix.",20, 300);
        }
        text("You have "+farms+" farms",20,320);
        if(farmCPS < 1000000){
        text("+"+String.format("%.2f",farmCPS)+" CPS per farm",20,340);
        }
        else{
          text("+"+String.format("%4f",farmCPS/pow(10,floor(logten(farmCPS))))+"x10^"+floor(logten(farmCPS))+" CPS per farm",20,340);
        }
        if(farmUGprice < 1000000){
        text("Costs "+farmUGprice+" clix to upgrade to level "+(farmUGLevel+1),20, 360);
        }
        else{
          text("Costs "+String.format("%4f",farmUGprice/pow(10,floor(logten(farmUGprice))))+"x10^"+floor(logten(farmUGprice))+" clix to upgrade to level "+(farmUGLevel+1),20, 360);
        }
      }
      else if(mouseY<300+scrolly){
        text("Costs "+String.format("%4f",factprice/pow(10,floor(logten(factprice))))+"x10^"+floor(logten(factprice))+" clix.",20, 300);
        text("You have "+facts+" Factories",20,320);
        if(factCPS < 1000000){
        text("+"+String.format("%.2f",factCPS)+" CPS per Factory",20,340);
        }
        else{
          text("+"+String.format("%4f",factCPS/pow(10,floor(logten(factCPS))))+"x10^"+floor(logten(factCPS))+" CPS per Factory",20,340);
        }
        if(factUGprice < 1000000){
        text("Costs "+factUGprice+" clix to upgrade to level "+(factUGLevel+1),20, 360);
        }
        else{
          text("Costs "+String.format("%4f",factUGprice/pow(10,floor(logten(factUGprice))))+"x10^"+floor(logten(factUGprice))+" clix to upgrade to level "+(farmUGLevel+1),20, 360);
        }
      }
      else if(mouseY<350+scrolly){
        text("Costs "+String.format("%4f",cmanprice/pow(10,floor(logten(cmanprice))))+"x10^"+floor(logten(cmanprice))+" clix.",20, 300);
        text("You have "+cmen+" Clicker Men",20,320);
        if(cmanCPS < 1000000){
        text("+"+String.format("%.2f",cmanCPS)+" CPS per Clicker Man",20,340);
        }
        else{
          text("+"+String.format("%4f",cmanCPS/pow(10,floor(logten(cmanCPS))))+"x10^"+floor(logten(cmanCPS))+" CPS per Clicker Man",20,340);
        }
        if(cmanUGprice < 1000000){
        text("Costs "+cmanUGprice+" clix to upgrade to level "+(cmanUGLevel+1),20, 360);
        }
        else{
          text("Costs "+String.format("%4f",cmanUGprice/pow(10,floor(logten(cmanUGprice))))+"x10^"+floor(logten(cmanUGprice))+" clix to upgrade to level "+(cmanUGLevel+1),20, 360);
        }
      }
      else if(mouseY<400+scrolly){
        text("Costs "+String.format("%4f",planetprice/pow(10,floor(logten(planetprice))))+"x10^"+floor(logten(planetprice))+" clix.",20, 300);
        text("You have "+planets+" Planets",20,320);
        if(planetCPS < 1000000){
        text("+"+String.format("%.2f",planetCPS)+" CPS per Planet",20,340);
        }
        else{
          text("+"+String.format("%4f",planetCPS/pow(10,floor(logten(planetCPS))))+"x10^"+floor(logten(planetCPS))+" CPS per Planet",20,340);
        }
        if(planetUGprice < 1000000){
        text("Costs "+planetUGprice+" clix to upgrade to level "+(planetUGLevel+1),20, 360);
        }
        else{
          text("Costs "+String.format("%4f",planetUGprice/pow(10,floor(logten(planetUGprice))))+"x10^"+floor(logten(planetUGprice))+" clix to upgrade to level "+(planetUGLevel+1),20, 360);
        }
      }
      else if(mouseY<450+scrolly){
        text("Costs "+String.format("%4f",clonerprice/pow(10,floor(logten(clonerprice))))+"x10^"+floor(logten(clonerprice))+" clix.",20, 300);
        text("You have "+cloners+" Cloners",20,320);
        if(clonerCPS < 1000000){
        text("+"+String.format("%.2f",clonerCPS)+" CPS per Cloner",20,340);
        }
        else{
          text("+"+String.format("%4f",clonerCPS/pow(10,floor(logten(clonerCPS))))+"x10^"+floor(logten(clonerCPS))+" CPS per Cloner",20,340);
        }
        text("Costs "+String.format("%4f",clonerUGprice/pow(10,floor(logten(clonerUGprice))))+"x10^"+floor(logten(clonerUGprice))+" clix to upgrade to level "+(clonerUGLevel+1),20, 360);
      }
      else if(mouseY<500+scrolly){
        text("Costs "+String.format("%4f",whiteholeprice/pow(10,floor(logten(whiteholeprice))))+"x10^"+floor(logten(whiteholeprice))+" clix.",20, 300);
        text("You have "+whiteholes+" White Holes",20,320);
        if(whiteholeCPS < 1000000){
        text("+"+String.format("%.2f",whiteholeCPS)+" CPS per White Hole",20,340);
        }
        else{
          text("+"+String.format("%4f",whiteholeCPS/pow(10,floor(logten(whiteholeCPS))))+"x10^"+floor(logten(whiteholeCPS))+" CPS per White Hole",20,340);
        }
        text("Costs "+String.format("%4f",whiteholeUGprice/pow(10,floor(logten(whiteholeUGprice))))+"x10^"+floor(logten(whiteholeUGprice))+" clix to upgrade to level "+(whiteholeUGLevel+1),20, 360);
      }
      else{
        text("Costs 5x10^11 clix.",20, 280);
      }
    }
    if(mouseX>150 && mouseX<250 && mouseY>50 && mouseY<150){
      text("Gives you "+pointerCPC+" clix per click.",20, 300);
      text("Press 'u' to upgrade to level "+(pointerUGLevel+1),20,320);
      if(pointerUGprice < 1000000){
        text("For"+pointerUGprice+" Clix",20,340);
        }
        else{
          text("For"+String.format("%4f",pointerUGprice/pow(10,floor(logten(pointerUGprice))))+"x10^"+floor(logten(pointerUGprice))+" Clix",20,340);
        }
    }
    if(mouseX>180 && mouseX<220 && mouseY>150 && mouseY<190){
      text("Gives you "+pointerCPC+" clix per click.",20, 300);
      text("Press 'u' to upgrade to level "+(pointerUGLevel+1),20,320);
      text("For "+pointerUGprice+" clix!",20,340);
      if(pointerUGprice < 1000000){
        text("For"+pointerUGprice+" Clix",20,340);
        }
        else{
          text("For"+String.format("%4f",pointerUGprice/pow(10,floor(logten(pointerUGprice))))+"x10^"+floor(logten(pointerUGprice))+" Clix",20,340);
        }
  }
    
    if(achievements == true){
      if(keyPressed){
      if(key == 'w' && achScroll>=((AchList.length*60)-400)*-1){
        achScroll-=30;
      }
      else if(key == 's' && achScroll<=1){
        achScroll+=30;
      }
    }
      noStroke();
      background(100,50,20);
        for(int i = 0; i < AchList.length; i++){
          fill(0,255,0);
        if(AchList[i] == false){
          fill(255,0,0);
        }
        rect(50,(10+(i*60))+achScroll,300,50);
        fill(0);
        }
        text("Get 1 Clique",70,30+achScroll);
        text("Get 10 Clix",70,90+achScroll);
        text("Get 100 Clix",70,150+achScroll);
        text("Get 1000 Clix",70,210+achScroll);
        text("Get 10000 Clix",70,270+achScroll);
        text("Get 100000 Clix",70,330+achScroll);
        text("Get 500000 Clix",70,390+achScroll);
        text("Get 1000000 Clix",70,450+achScroll);
        text("Get 5000000 Clix",70,510+achScroll);
        text("Get 10000000 Clix",70,570+achScroll);
        text("Get 50000000 Clix",70,630+achScroll);
        text("Get 100000000 Clix",70,690+achScroll);
        text("Get 500000000 Clix",70,750+achScroll);
        text("Get 1000000000 Clix",70,810+achScroll);
        text("Get 5000000000 Clix",70,870+achScroll);
        text("Get 10000000000 Clix",70,950+achScroll);
        text("Get 50000000000 Clix",70,1010+achScroll);
        text("Get 100000000000 Clix",70,1070+achScroll);
        text("Get 200000000000 Clix",70,1130+achScroll);
        text("Upgrade Clicker To Level 2",70,1190+achScroll);
        text("Upgrade Clicker To Level 5",70,1250+achScroll);
        text("Upgrade Clicker To Level 10",70,1310+achScroll);
        text("Upgrade Clicker To Level 20",70,1370+achScroll);
        text("Upgrade Clicker To Level 50",70,1430+achScroll);
        text("Upgrade Clicker To Level 100",70,1490+achScroll);
        text("Get 1 Mouse",70,1550+achScroll);
        text("Get 2 Mice",70,1610+achScroll);
        text("Get 3 Mice",70,1670+achScroll);
        text("Get 5 Mice",70,1730+achScroll);
        text("Get 10 Mice",70,1790+achScroll);
        text("Get 20 Mice",70,1850+achScroll);
        text("Get 50 Mice",70,1910+achScroll);
        text("Get 100 Mice",70,1970+achScroll);
        text("Get 200 Mice",70,2030+achScroll);
        text("Get 500 Mice",70,2090+achScroll);
        text("Get 1000 Mice",70,2150+achScroll);
        text("Upgrade Mice To Level 2",70,2210+achScroll);
        text("Upgrade Mice To Level 3",70,2270+achScroll);
        text("Upgrade Mice To Level 5",70,2330+achScroll);
        text("Upgrade Mice To Level 8",70,2390+achScroll);
        text("Upgrade Mice To Level 10",70,2450+achScroll);
        text("Upgrade Mice To Level 20",70,2510+achScroll);
        text("Upgrade Mice To Level 50",70,2570+achScroll);
        text("Upgrade Mice To Level 100",70,2630+achScroll);
        text("Upgrade Mice To Level 200",70,2690+achScroll);
        text("Get 1 Button",70,2750+achScroll);
        text("Get 2 Buttons",70,2810+achScroll);
        text("Get 3 Buttons",70,2870+achScroll);
        text("Get 5 Buttons",70,2930+achScroll);
        text("Get 10 Buttons",70,2990+achScroll);
        text("Get 30 Buttons",70,3050+achScroll);
        text("Get 50 Buttons",70,3110+achScroll);
        text("Get 100 Buttons",70,3170+achScroll);
        text("Get 150 Buttons",70,3230+achScroll);
        text("Get 200 Buttons",70,3290+achScroll);
        text("Get 250 Buttons",70,3350+achScroll);
        text("Get 500 Buttons",70,3410+achScroll);
        text("Upgrade Buttons To Level 2",70,3470+achScroll);
        text("Upgrade Buttons To Level 3",70,3530+achScroll);
        text("Upgrade Buttons To Level 4",70,3590+achScroll);
        text("Upgrade Buttons To Level 5",70,3650+achScroll);
        text("Upgrade Buttons To Level 6",70,3710+achScroll);
        text("Upgrade Buttons To Level 8",70,3770+achScroll);
        text("Upgrade Buttons To Level 10",70,3830+achScroll);
        text("Upgrade Buttons To Level 20",70,3890+achScroll);
        text("Upgrade Buttons To Level 40",70,3950+achScroll);
        text("Upgrade Buttons To Level 50",70,4010+achScroll);
        text("Upgrade Buttons To Level 75",70,4070+achScroll);
        text("Upgrade Buttons To Level 100",70,4130+achScroll);
        text("Upgrade Buttons To Level 125",70,4190+achScroll);
        text("Upgrade Buttons To Level 150",70,4250+achScroll);
        text("Upgrade Buttons To Level 175",70,4310+achScroll);
        text("Upgrade Buttons To Level 200",70,4370+achScroll);
        text("Get 1 Clicker Game",70,4430+achScroll);
        text("Get 2 Clicker Games",70,4490+achScroll);
        text("Get 3 Clicker Games",70,4550+achScroll);
        text("Get 4 Clicker Games",70,4610+achScroll);
        text("Get 5 Clicker Games",70,4670+achScroll);
        text("Get 8 Clicker Games",70,4730+achScroll);
        text("Get 10 Clicker Games",70,4790+achScroll);
        text("Get 15 Clicker Games",70,4850+achScroll);
        text("Get 30 Clicker Games",70,4910+achScroll);
        text("Get 40 Clicker Games",70,4970+achScroll);
        text("Get 50 Clicker Games",70,5030+achScroll);
        text("Get 60 Clicker Games",70,5090+achScroll);
        text("Get 80 Clicker Games",70,5150+achScroll);
        text("Get 100 Clicker Games",70,5210+achScroll);
        text("Get 125 Clicker Games",70,5270+achScroll);
        text("Get 150 Clicker Games",70,5330+achScroll);
        text("Get 175 Clicker Games",70,5390+achScroll);
        text("Get 200 Clicker Games",70,5450+achScroll);
        text("Upgrade Clicker Games To Level 2",70,5510+achScroll);
        text("Upgrade Clicker Games To Level 3",70,5570+achScroll);
        text("Upgrade Clicker Games To Level 4",70,5630+achScroll);
        text("Upgrade Clicker Games To Level 5",70,5690+achScroll);
        text("Upgrade Clicker Games To Level 8",70,5750+achScroll);
        text("Upgrade Clicker Games To Level 10",70,5810+achScroll);
        text("Upgrade Clicker Games To Level 15",70,5870+achScroll);
        text("Upgrade Clicker Games To Level 20",70,5930+achScroll);
        text("Upgrade Clicker Games To Level 30",70,5990+achScroll);
        text("Upgrade Clicker Games To Level 50",70,6050+achScroll);
        text("Upgrade Clicker Games To Level 60",70,6110+achScroll);
        text("Upgrade Clicker Games To Level 85",70,6170+achScroll);
        text("Upgrade Clicker Games To Level 110",70,6230+achScroll);
        text("Get 1 Machine",70,6290+achScroll);
        text("Get 2 Machines",70,6350+achScroll);
        text("Get 3 Machines",70,6410+achScroll);
        text("Get 4 Machines",70,6470+achScroll);
        text("Get 5 Machines",70,6530+achScroll);
        text("Get 6 Machines",70,6590+achScroll);
        text("Get 7 Machines",70,6650+achScroll);
        text("Get 8 Machines",70,6710+achScroll);
        text("Get 10 Machines",70,6770+achScroll);
        text("Get 15 Machines",70,6830+achScroll);
        text("Get 25 Machines",70,6890+achScroll);
        text("Get 50 Machines",70,6950+achScroll);
        text("Get 80 Machines",70,7010+achScroll);
        text("Get 120 Machines",70,7070+achScroll);
        text("Get 170 Machines",70,7130+achScroll);
        text("Get 240 Machines",70,7190+achScroll);
        text("Get 300 Machines",70,7250+achScroll);
        text("Upgrade Machines To Level 2",70,7310+achScroll);
        text("Upgrade Machines To Level 3",70,7370+achScroll);
        text("Upgrade Machines To Level 4",70,7430+achScroll);
        text("Upgrade Machines To Level 5",70,7490+achScroll);
        text("Upgrade Machines To Level 6",70,7550+achScroll);
        text("Upgrade Machines To Level 7",70,7610+achScroll);
        text("Upgrade Machines To Level 8",70,7670+achScroll);
        text("Upgrade Machines To Level 10",70,7730+achScroll);
        text("Upgrade Machines To Level 15",70,7790+achScroll);
        text("Upgrade Machines To Level 20",70,7850+achScroll);
        text("Upgrade Machines To Level 30",70,7910+achScroll);
        text("Upgrade Machines To Level 40",70,7970+achScroll);
        text("Upgrade Machines To Level 50",70,8030+achScroll);
        text("Upgrade Machines To Level 75",70,8090+achScroll);
        text("Get 1 Farm",70,8150+achScroll);
        text("Get 2 Farms",70,8210+achScroll);
        text("Get 3 Farms",70,8270+achScroll);
        text("Get 4 Farms",70,8330+achScroll);
        text("Get 5 Farms",70,8390+achScroll);
        text("Get 6 Farms",70,8450+achScroll);
        text("Get 7 Farms",70,8510+achScroll);
        text("Get 8 Farms",70,8570+achScroll);
        text("Get 9 Farms",70,8630+achScroll);
        text("Get 10 Farms",70,8690+achScroll);
        text("Get 12 Farms",70,8750+achScroll);
        text("Get 15 Farms",70,8810+achScroll);
        text("Get 20 Farms",70,8870+achScroll);
        text("Get 30 Farms",70,8930+achScroll);
        text("Get 50 Farms",70,8990+achScroll);
        text("Get 70 Farms",70,9050+achScroll);
        text("Get 100 Farm",70,9110+achScroll);
        text("Get 150 Farms",70,9170+achScroll);
        text("Get 220 Farms",70,9230+achScroll);
        text("Upgrade Farms To Level 2",70,9290+achScroll);
        text("Upgrade Farms To Level 3",70,9350+achScroll);
        text("Upgrade Farms To Level 4",70,9410+achScroll);
        text("Upgrade Farms To Level 5",70,9470+achScroll);
        text("Upgrade Farms To Level 6",70,9530+achScroll);
        text("Upgrade Farms To Level 7",70,9590+achScroll);
        text("Upgrade Farms To Level 8",70,9650+achScroll);
        text("Upgrade Farms To Level 9",70,9710+achScroll);
        text("Upgrade Farms To Level 10",70,9770+achScroll);
        text("Upgrade Farms To Level 12",70,9830+achScroll);
        text("Upgrade Farms To Level 15",70,9890+achScroll);
        text("Upgrade Farms To Level 20",70,9950+achScroll);
        text("Upgrade Farms To Level 25",70,10010+achScroll);
        text("Upgrade Farms To Level 30",70,10070+achScroll);
        text("Upgrade Farms To Level 40",70,10130+achScroll);
        text("Get 1 Factory",70,10190+achScroll);
        text("Get 2 Factories",70,10250+achScroll);
        text("Get 3 Factories",70,10310+achScroll);
        text("Get 4 Factories",70,10370+achScroll);
        text("Get 5 Factories",70,10430+achScroll);
        text("Get 6 Factories",70,10490+achScroll);
        text("Get 7 Factories",70,10550+achScroll);
        text("Get 8 Factories",70,10610+achScroll);
        text("Get 9 Factories",70,10670+achScroll);
        text("Get 10 Factories",70,10730+achScroll);
        text("Get 12 Factories",70,10790+achScroll);
        text("Get 14 Factories",70,10850+achScroll);
        text("Get 16 Factories",70,10910+achScroll);
        text("Get 18 Factories",70,10970+achScroll);
        text("Get 20 Factories",70,11030+achScroll);
        text("Get 25 Factories",70,11090+achScroll);
        text("Get 35 Factories",70,11150+achScroll);
        text("Get 50 Factories",70,11210+achScroll);
        text("Get 70 Factories",70,11270+achScroll);
        text("Get 90 Factories",70,11330+achScroll);
        text("Get 125 Factories",70,11390+achScroll);
        text("Upgrade Factories To Level 2",70,11450+achScroll);
        text("Upgrade Factories To Level 3",70,11510+achScroll);
        text("Upgrade Factories To Level 4",70,11570+achScroll);
        text("Upgrade Factories To Level 5",70,11630+achScroll);
        text("Upgrade Factories To Level 6",70,11690+achScroll);
        text("Upgrade Factories To Level 7",70,11750+achScroll);
        text("Upgrade Factories To Level 8",70,11810+achScroll);
        text("Upgrade Factories To Level 9",70,11870+achScroll);
        text("Upgrade Factories To Level 10",70,11930+achScroll);
        text("Upgrade Factories To Level 11",70,11990+achScroll);
        text("Upgrade Factories To Level 13",70,12050+achScroll);
        text("Upgrade Factories To Level 15",70,12110+achScroll);
        text("Upgrade Factories To Level 20",70,12170+achScroll);
        text("Upgrade Factories To Level 25",70,12230+achScroll);
        text("Get 1 Clicker Man",70,12290+achScroll);
        text("Get 2 Clicker Men",70,12350+achScroll);
        text("Get 3 Clicker Men",70,12410+achScroll);
        text("Get 4 Clicker Men",70,12470+achScroll);
        text("Get 5 Clicker Men",70,12530+achScroll);
        text("Get 6 Clicker Men",70,12590+achScroll);
        text("Get 7 Clicker Men",70,12650+achScroll);
        text("Get 8 Clicker Men",70,12710+achScroll);
        text("Get 9 Clicker Men",70,12770+achScroll);
        text("Get 10 Clicker Men",70,12830+achScroll);
        text("Get 12 Clicker Men",70,12890+achScroll);
        text("Get 14 Clicker Men",70,12950+achScroll);
        text("Get 16 Clicker Men",70,13010+achScroll);
        text("Get 18 Clicker Men",70,13070+achScroll);
        text("Get 20 Clicker Men",70,13130+achScroll);
        text("Get 25 Clicker Men",70,13190+achScroll);
        text("Get 40 Clicker Men",70,13250+achScroll);
        text("Get 60 Clicker Men",70,13310+achScroll);
        text("Get 90 Clicker Men",70,13370+achScroll);
        text("Upgrade Clicker Men To Level 2",70,13430+achScroll);
        text("Upgrade Clicker Men To Level 3",70,13490+achScroll);
        text("Upgrade Clicker Men To Level 4",70,13550+achScroll);
        text("Upgrade Clicker Men To Level 5",70,13610+achScroll);
        text("Upgrade Clicker Men To Level 6",70,13670+achScroll);
        text("Upgrade Clicker Men To Level 7",70,13730+achScroll);
        text("Upgrade Clicker Men To Level 8",70,13790+achScroll);
        text("Upgrade Clicker Men To Level 9",70,13850+achScroll);
        text("Upgrade Clicker Men To Level 10",70,13910+achScroll);
        text("Upgrade Clicker Men To Level 11",70,13970+achScroll);
        text("Upgrade Clicker Men To Level 12",70,14030+achScroll);
        text("Get 1 Planet",70,14090+achScroll);
        text("Get 2 Planets",70,14150+achScroll);
        text("Get 3 Planets",70,14210+achScroll);
        text("Get 4 Planets",70,14270+achScroll);
        text("Get 5 Planets",70,14330+achScroll);
        text("Get 6 Planets",70,14390+achScroll);
        text("Get 7 Planets",70,14450+achScroll);
        text("Get 8 Planets",70,14510+achScroll);
        text("Get 9 Planets",70,14570+achScroll);
        text("Get 10 Planets",70,14630+achScroll);
        text("Get 11 Planets",70,14690+achScroll);
        text("Get 12 Planets",70,14750+achScroll);
        text("Get 13 Planets",70,14810+achScroll);
        text("Get 15 Planets",70,14870+achScroll);
        text("Get 18 Planets",70,14930+achScroll);
        text("Get 23 Planets",70,14990+achScroll);
        text("Get 30 Planets",70,15050+achScroll);
        text("Get 40 Planets",70,15110+achScroll);
        text("Get 50 Planets",70,15170+achScroll);
        text("Upgrade Planets To Level 2",70,15230+achScroll);
        text("Upgrade Planets To Level 3",70,15290+achScroll);
        text("Upgrade Planets To Level 4",70,15350+achScroll);
        text("Upgrade Planets To Level 5",70,15410+achScroll);
        text("Upgrade Planets To Level 6",70,15470+achScroll);
        text("Upgrade Planets To Level 7",70,15530+achScroll);
        text("Upgrade Planets To Level 8",70,15590+achScroll);
        text("Get 1 Cloner",70,15650+achScroll);
        text("Get 2 Cloners",70,15710+achScroll);
        text("Get 3 Cloners",70,15770+achScroll);
        text("Get 4 Cloners",70,15830+achScroll);
        text("Get 5 Cloners",70,15890+achScroll);
        text("Get 6 Cloners",70,15950+achScroll);
        text("Get 7 Cloners",70,16010+achScroll);
        text("Get 8 Cloners",70,16070+achScroll);
        text("Get 10 Cloners",70,16130+achScroll);
        text("Get 15 Cloners",70,16190+achScroll);
        text("Get 20 Cloners",70,16250+achScroll);
        text("Get 25 Cloners",70,16310+achScroll);
        text("Upgrade Cloners To Level 2",70,16370+achScroll);
        text("Upgrade Cloners To Level 3",70,16430+achScroll);
        text("Upgrade Cloners To Level 4",70,16490+achScroll);
        text("Upgrade Cloners To Level 5",70,16550+achScroll);
        text("Get 1 White Hole",70,16610+achScroll);
        text("Get 2 White Holes",70,16670+achScroll);
        text("Get 3 White Holes",70,16730+achScroll);
        text("Get 4 White Holes",70,16790+achScroll);
        text("Get 5 White Holes",70,16850+achScroll);
        text("Get 6 White Holes",70,16910+achScroll);
        text("Get 7 White Holes",70,16970+achScroll);
        text("Get 8 White Holes",70,17030+achScroll);
        text("Get 9 White Holes",70,17090+achScroll);
        text("Get 10 White Holes",70,17150+achScroll);
        text("Get 11 White Holes",70,17210+achScroll);
        text("Get 12 White Holes",70,17270+achScroll);
        text("Get 13 White Holes",70,17330+achScroll);
        text("Get 14 White Holes",70,17390+achScroll);
        text("Get 15 White Holes",70,17450+achScroll);
        text("Upgrade White Holes To Level 2",70,17510+achScroll);
        text("Upgrade White Holes To Level 3",70,17570+achScroll);
        text("Upgrade White Holes To Level 4",70,17630+achScroll);
        text("Get 1 Golden Clique",70,17690+achScroll);
        text("Get 2 Golden Cliques",70,17750+achScroll);
        text("Get 3 Golden Cliques",70,17810+achScroll);
        text("Get 4 Golden Cliques",70,17870+achScroll);
        text("Get 5 Golden Cliques",70,17930+achScroll);
        text("Get 10 Golden Cliques",70,17990+achScroll);
        text("Get 15 Golden Cliques",70,18050+achScroll);
        text("Get 20 Golden Cliques",70,18110+achScroll);
        text("Get 25 Golden Cliques",70,18170+achScroll);
        text("Get 35 Golden Cliques",70,18230+achScroll);
        text("Get 50 Golden Cliques",70,18290+achScroll);
        text("Get 200 Golden Cliques",70,18350+achScroll);
        text("Get 500 Golden Cliques",70,18410+achScroll);
        text("Get 1000 Golden Cliques",70,18470+achScroll);
        text("Get 5000 Golden Cliques",70,18530+achScroll);
        text("Get 10000 Golden Cliques",70,18590+achScroll);
        text("Get 50000 Golden Cliques",70,18650+achScroll);
        text("Get 100000 Golden Cliques",70,18710+achScroll);
        text("Get 500000 Golden Cliques",70,18770+achScroll);
        text("Get 1000000 Golden Cliques",70,18830+achScroll);
        text("Win The Game",70,18890+achScroll);
        text("Get 1 Of Everything",70,18950+achScroll);
        text("Get 5 Of Everything",70,19010+achScroll);
        text("Get 10 Of Everything",70,19070+achScroll);
        text("Get 20 Of Everything",70,19130+achScroll);
        text("Get 30 Of Everything",70,19190+achScroll);
        text("Get 40 Of Everything",70,19250+achScroll);
        text("Get 50 Of Everything",70,19310+achScroll);
        text("Upgrade Everything To Level 2",70,19370+achScroll);
        text("Upgrade Everything To Level 3",70,19430+achScroll);
        text("Upgrade Everything To Level 4",70,19490+achScroll);
        text("Upgrade Everything To Level 5",70,19550+achScroll);
        text("Upgrade Everything To Level 6",70,19610+achScroll);
        text("Upgrade Everything To Level 8",70,19670+achScroll);
        text("Upgrade Everything To Level 10",70,19730+achScroll);
        text("Upgrade Everything To Level 20",70,19790+achScroll);
        rect(0,175,30,50);
        fill(0,255,0);
        text("Go",3,190);
        text("Back",3,210);
        text("You Have "+numberofachcheck()+"/329 Achievements! "+numberofachcheck()+"% CPS Boost!",70,achScroll);
  }
    }
    else if(won == true){
      if(gold == true){
        thing+=1;
        background(255,255,0);
        fill(0,0,0);
        textSize(12);
        text("Welcome To Golden Cliques! You Can Buy Them For", 20, 200);
        text("1000000000 clix each! That's expensive, but they reproduce,", 20, 220);
        text("If you have 50 or more.", 20, 240);
        text("Golden Cliques: "+gclix, 50, 50);
        text("                 Clix: "+clix,50,30);
        fill(0,0,255);
        rect(0,300,100,100);
        fill(0,0,0);
        text("Click Here To",10,330);
        text("Get A Golden",10,350);
        text("Clique!",10,370);
        if(thing >= 49){
        clix+=mice*miceCPS;
        thing = 0;
        gclix+=gclix/50;
        }
        if(thing == 0 || thing == 10 || thing == 20 || thing == 30 || thing == 40){
          clix+=buttons*buttonCPS;
        }
        if(thing == 0 || thing == 5 || thing == 10 || thing == 15 || thing == 20 || thing == 25 || thing == 30 || thing == 35 || thing == 40 || thing == 45){
          clix+=games*clickerCPS;
        }
        clix+=machs*machCPS;
        clix+=(farms*4*farmCPS);
        clix+=(facts*20*factCPS);
        clix+=(cmen*100*cmanCPS);
        }
        else if(mini == true){
          
        }
        else{
        background(0);
        fill(150,0,0);
        rect(50,100,300,100);
        fill(0,150,0);
        rect(50,210,300,100);
        fill(100,0,255);
        textSize(12);
        text("Congrats! You Won The Game!", 110, 50);
        text("Click Any Of The Buttons Below To Do Other Fun Cliquety Stuff!", 20, 70);
        textSize(50);
        text("MINIGAMES!",60,180);
        textSize(40);
        text("Golden Cliques",55,280);
    }
  }
    }
  }
void keyPressed(){
  if(key == ' '){
    start = true;
    textSize(12);
    animationPoint = 0;
  }
  if(key == 'w'){
    p = 1;
  }
  if(key == 'z'){
    p = 2;
  }
  if(key == 'r'){
    p = 3;
  }
  if(key == 'e'){
    p = 4;
  }
  if(key == 'n'){
    p = 5;
  }
  if(key == 'q' && p == 5){
    clix += clix;
    p = 0;
  }
  if(key == '1'){
    style = 1;
  }
  if(key == '2'){
    style = 2;
  }
  if(key == '3'){
    style = 3;
  }
  if(key == 'u'){
    if(mouseX>300){
      if(mouseY<50+scrolly && clix >=miceUGprice){
        clix-=miceUGprice;
        miceCPS+=(miceCPS/3);
        miceUGprice+=(miceUGprice/2);
        miceUGLevel+=1;
      }
      else if(mouseY<100+scrolly && clix >=buttonUGprice){
        clix-=buttonUGprice;
        buttonCPS+=(buttonCPS/3);
        buttonUGprice+=(buttonUGprice/2);
        buttonUGLevel+=1;
      }
      else if(mouseY<150+scrolly && clix >=clickerUGprice){
        clix-=clickerUGprice;
        clickerCPS+=(clickerCPS/3);
        clickerUGprice+=(clickerUGprice/2);
        clickerUGLevel+=1;
      }
      else if(mouseY<200+scrolly && clix >=machUGprice){
        clix-=machUGprice;
        machCPS+=(machCPS/3);
        machUGprice+=(machUGprice/2);
        machUGLevel+=1;
      }
      else if(mouseY<250+scrolly && clix >=farmUGprice){
        clix-=farmUGprice;
        farmCPS+=(farmCPS/3);
        farmUGprice+=(farmUGprice/2);
        farmUGLevel+=1;
      }
      else if(mouseY<300+scrolly && clix >=factUGprice){
        clix-=factUGprice;
        factCPS+=(factCPS/3);
        factUGprice+=(factUGprice/2);
        factUGLevel+=1;
      }
      else if(mouseY<350+scrolly && clix >=cmanUGprice){
        clix-=cmanUGprice;
        cmanCPS+=(cmanCPS/3);
        cmanUGprice+=(cmanUGprice/2);
        cmanUGLevel+=1;
      }
      else if(mouseY<400+scrolly && clix >=planetUGprice){
        clix-=planetUGprice;
        planetCPS+=(planetCPS/3);
        planetUGprice+=(planetUGprice/2);
        planetUGLevel+=1;
      }
      else if(mouseY<450+scrolly && clix >=clonerUGprice){
        clix-=clonerUGprice;
        clonerCPS+=(clonerCPS/3);
        clonerUGprice+=(clonerUGprice/2);
        clonerUGLevel+=1;
      }
      else if(mouseY<500+scrolly && clix >=whiteholeUGprice){
        clix-=whiteholeUGprice;
        whiteholeCPS+=(whiteholeCPS/3);
        whiteholeUGprice+=(whiteholeUGprice/2);
        whiteholeUGLevel+=1;
      }
    }
    if(mouseX>150 && mouseX<250 && mouseY>50 && mouseY<150 && clix >= pointerUGprice){
      clix -= pointerUGprice;
      pointerUGprice*=3;
      pointerCPC*=2;
      pointerUGLevel+=1;
    }
    if(mouseX>180 && mouseX<220 && mouseY>150 && mouseY<190 && clix >= pointerUGprice){
      clix -= pointerUGprice;
      pointerUGprice*=3;
      pointerCPC*=2;
      pointerUGLevel+=1;
  }
  }
}
void mousePressed(){
  if(mouseY<50+scrolly && mouseY>scrolly && mouseX>300 && clix>=miceprice){
    smallupgrades[0] = true;
  }
  
  if(mouseY<100+scrolly && mouseY>50+scrolly && mouseX>300 && clix>=buttonprice){
    smallupgrades[1] = true;
  }
  if(mouseY<150+scrolly && mouseY>100+scrolly && mouseX>300 && clix>=clickerprice){
    smallupgrades[2] = true;
  }
  if(mouseY<200+scrolly && mouseY>150+scrolly && mouseX>300 && clix>=machprice){
    smallupgrades[3] = true;
  }
  if(mouseY<250+scrolly && mouseY>200+scrolly && mouseX>300 && clix>=farmprice){
    smallupgrades[4] = true;
  }
  if(mouseY<300+scrolly && mouseY>250+scrolly && mouseX>300 && clix>=factprice){
    smallupgrades[5] = true;
  }
  if(mouseY<350+scrolly && mouseY>300+scrolly && mouseX>300 && clix>=cmanprice){
    smallupgrades[6] = true;
  }
  if(mouseY<400+scrolly && mouseY>350+scrolly && mouseX>300 && clix>=planetprice && won == false){
    smallupgrades[7] = true;
  }
  if(mouseY<450+scrolly && mouseY>400+scrolly && mouseX>300 && clix>=clonerprice && won == false){
    smallupgrades[8] = true;
  }
  if(mouseY<500+scrolly && mouseY>450+scrolly && mouseX>300 && clix>=whiteholeprice && won == false){
    smallupgrades[9] = true;
  }
  if(mouseY<550+scrolly && mouseY>500+scrolly && mouseX>300 && clix>=winprice && won == false){
    smallupgrades[10] = true;
  }
  if(mouseX>150 && mouseX<250 && mouseY>50 && mouseY<150 && x == true){
    x = false;
    clix+=pointerCPC;
    done = false;
    for (int i = 1; i < micecoords.length/2; i++){
      if(micecoords[(2*i)] > 250 && done == false){
        micecoords[2*i] = -200;
        micecoords[(2*i)-1] = round(random(-200,200));
        done = true;
      }
    }
  }
  if(mouseX>180 && mouseX<220 && mouseY>150 && mouseY<190 && x == true){
    x = false;
    clix+=pointerCPC;
    done = false;
    for (int i = 1; i < micecoords.length/2; i++){
      if(micecoords[(2*i)] > 250 && done == false){
        micecoords[2*i] = -100;
        micecoords[(2*i)-1] = round(random(-100,100));
        done = true;
      }
    }
  }
  if(mouseX<100 && mouseY<225 && mouseY>175){
    if(achievements == false){
      achievements = true;
    }
    else{
      achievements = false;
    }
  }
}
void mouseReleased(){
  x = true;
  for(int i = 0; i < 11; i++){
    smallupgrades[i] = false;
  }
  if(mouseY<50+scrolly && mouseY>scrolly && mouseX>300 && clix>=miceprice){
    mice+=1;
    clix-=miceprice;
    miceprice = round(miceprice+(miceprice/10));
  }
  
  if(mouseY<100+scrolly && mouseY>50+scrolly && mouseX>300 && clix>=buttonprice){
    buttons+=1;
    clix-=buttonprice;
    buttonprice = round(buttonprice+(buttonprice/10));
  }
  if(mouseY<150+scrolly && mouseY>100+scrolly && mouseX>300 && clix>=clickerprice){
    games+=1;
    clix-=clickerprice;
    clickerprice = round(clickerprice+(clickerprice/10));
  }
  if(mouseY<200+scrolly && mouseY>150+scrolly && mouseX>300 && clix>=machprice){
    machs+=1;
    clix-=machprice;
    machprice = round(machprice+(machprice/10));
  }
  if(mouseY<250+scrolly && mouseY>200+scrolly && mouseX>300 && clix>=farmprice){
    farms+=1;
    clix-=farmprice;
    farmprice = round(farmprice+(farmprice/10));
  }
  if(mouseY<300+scrolly && mouseY>250+scrolly && mouseX>300 && clix>=factprice){
    facts+=1;
    clix-=factprice;
    factprice = round(factprice+(factprice/10));
  }
  if(mouseY<350+scrolly && mouseY>300+scrolly && mouseX>300 && clix>=cmanprice){
    cmen+=1;
    clix-=cmanprice;
    cmanprice = round(cmanprice+(cmanprice/10));
  }
  if(mouseY<400+scrolly && mouseY>350+scrolly && mouseX>300 && clix>=planetprice && won == false){
    planets+=1;
    clix-=planetprice;
    planetprice = round(planetprice+(planetprice/10));
  }
  if(mouseY<450+scrolly && mouseY>400+scrolly && mouseX>300 && clix>=clonerprice && won == false){
    cloners+=1;
    clix-=clonerprice;
    clonerprice = round(clonerprice+(clonerprice/10));
  }
  if(mouseY<500+scrolly && mouseY>450+scrolly && mouseX>300 && clix>=whiteholeprice && won == false){
    whiteholes+=1;
    clix-=whiteholeprice;
    whiteholeprice = round(whiteholeprice+(whiteholeprice/10));
  }
  if(mouseY<550+scrolly && mouseY>500+scrolly && mouseX>300 && clix>=winprice && won == false){
    won = true;
    clix-=winprice;
  }
  if(won == true && mini == false && gold == false && mouseY>200 && mouseY<320){
    gold = true;
  }
  if(won == true && mini == false && gold == false && mouseY<200 && mouseY>80){
    mini = true;
  }
  if(won == true && mini == false && gold == true && mouseY>300 && mouseX<100 && clix >= 1000000000){
    clix-=1000000000;
    gclix+=1;
  }
}
